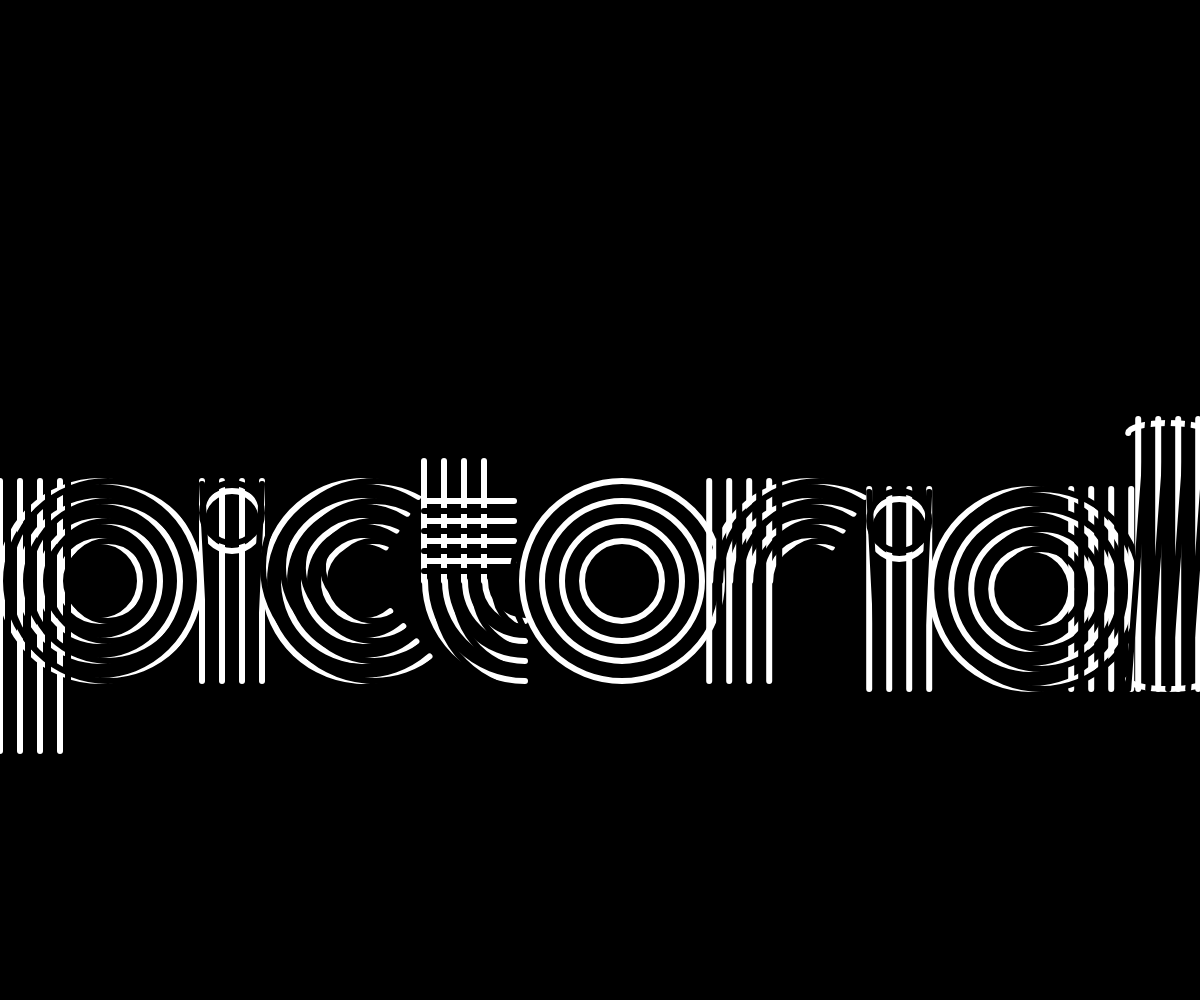
Frame 1 (no input)
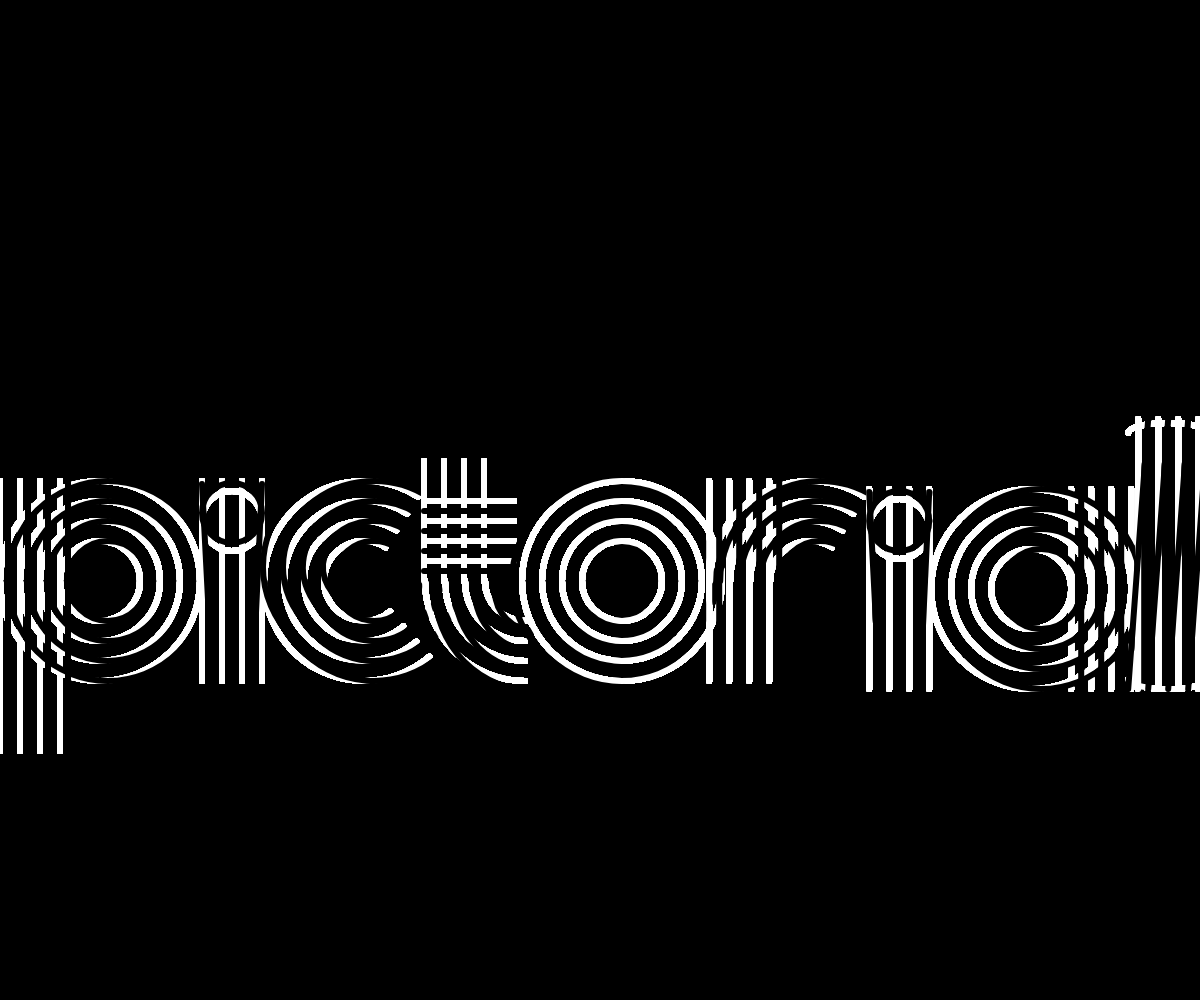
Frame 60 (no input)
Frame 120 (the mouse pressed at the canvas centre since frame 60): identical to frame 60, image omitted

The p5.js sketch that drew these frames (run headless with seeded random() and noise() and a simulated clock; from frame 60 on, the mouse is pressed at the canvas centre):

// p5.js sketch
// ── sketch.js
//for all options
var option = 1;

//option1
var x= 0;
var y = 0;

//option2
var xziggle = 0;
var yziggle = 0;
var danceFactor = 1;
var stepSize = 2;

//option3

////////////////////////////////////////////////////////

function setup() {
createCanvas(windowWidth, windowHeight);
background(0);
noFill();
}

function draw() {

if (keyIsPressed) {
option++;
if ( option > 3 ) option = 1;
}


    if(option == '1'){
                scale(windowWidth/600);    
                noFill();
                strokeWeight(3);
                drawP(x, windowHeight/5.25);
                drawI(x+66, windowHeight/5.25);
                drawC(x+132, windowHeight/5.25);
                drawT(x+177, windowHeight/5.25);
                drawO(x+256, windowHeight/5.25);
                drawR(x+319.6, windowHeight/5.25);
                drawI2(x+80, windowHeight/248);
                drawA(x+146, windowHeight/248);
                drawL(x+249.5, windowHeight/248); 
    } 
    else if (option == '2'){
                fill(0);
                noStroke();
                rect(0,0,windowWidth, windowHeight);
                
                scale(windowHeight/ 1000);
                noFill();
                strokeWeight(0.3+ mouseX/90);
        
                drawp(xziggle+30, yziggle+windowHeight/2.5,random(-stepSize,stepSize)*danceFactor, random(-stepSize,stepSize)*danceFactor);
    
                drawi(xziggle+100, yziggle,random(-stepSize,stepSize)*danceFactor, random(-stepSize,stepSize)*danceFactor);
    
                drawc(xziggle+90, yziggle,random(-stepSize,stepSize)*danceFactor, random(-stepSize,stepSize)*danceFactor);
    
                drawt(xziggle+180, yziggle, random(-stepSize,stepSize)*danceFactor, random(-stepSize,stepSize)*danceFactor);
   
                drawo(xziggle+290, yziggle,random(-stepSize,stepSize)*danceFactor, random(-stepSize,stepSize)*danceFactor);
    
                drawr(xziggle+ 390, yziggle, random(-stepSize,stepSize)*danceFactor, random(-stepSize,stepSize)*danceFactor);
    
                drawi2(xziggle+530, yziggle, random(-stepSize,stepSize)*danceFactor, random(-stepSize,stepSize)*danceFactor);
        
                drawa(xziggle+130, yziggle, random(-stepSize,stepSize)*danceFactor, random(-stepSize,stepSize)*danceFactor);
    
                drawl(xziggle+300, yziggle, random(-stepSize,stepSize)*danceFactor, random(-stepSize,stepSize)*danceFactor);
    }
    else if (option == '3'){
     fill(0);
     noStroke();
     rect(0,0,windowWidth, windowHeight);  
        
     noFill();
    for (var ymap= 0; ymap <= height/2-100; ymap +=20 ){
        for (var xmap= 0; xmap <= width/2; xmap +=60 ){
            textSize(1+ xmap/10)
            stroke( constrain(xmap/2, 0, 255) );
            noFill();
            stroke( -(mouseX-xmap/2-ymap) );
            strokeWeight( mouseX-ymap/2-ymap  );
            drawPmap(ymap/2+10,xmap/6);
            drawImap(ymap/2+210, xmap/6);
            drawCmap(ymap/2+410, xmap/6);
            drawTmap(ymap/2- 10,xmap/6+200);
            drawOmap(ymap/2+190,xmap/6+200);
            drawRmap(ymap/2-10,xmap/6+390);
            drawI2map(ymap/2+140, xmap/6+390);
            drawAmap(ymap/2+260, xmap/6+390);
            drawLmap(ymap/2+480, xmap/6+390);
        }
    }
        
    }
  }



//////////////////functions//////////////////////////

function drawP (x,y){ 
     stroke(255);
     push();
     translate(x, y);
        ellipse(50, 100+mouseY, 100, 100);
        ellipse(50, 100+mouseY, 80, 80);
        ellipse(50, 100+mouseY, 60, 60);
        ellipse(50, 100+mouseY, 40, 40);
        line(0, 50+mouseY, 0, 185+mouseY);
        line(10, 50+mouseY, 10, 185+mouseY);
        line(20, 50+mouseY, 20, 185+mouseY);
        line(30, 50+mouseY, 30, 185+mouseY);
    pop();
    
    stroke(0);
        push();
        translate(x,y);
        ellipse(54, 100-mouseY, 100, 100-mouseY);
        ellipse(54, 100-mouseY, 80, 80-mouseY);
        ellipse(54, 100-mouseY, 60, 60-mouseY);
        ellipse(54, 100-mouseY, 40, 40-mouseY);
        line(4, 50-mouseY, 4, 185-mouseY);
        line(14, 50-mouseY, 14, 185-mouseY);
        line(24, 50-mouseY, 24, 185-mouseY);
        line(34, 50-mouseY, 34, 185-mouseY);
        pop();
}

function drawI(x,y){
  stroke(255);
  push();
        translate(x,y);
        ellipse(50, 70-mouseY, 30, 30);
        line(35,50-mouseY, 35, 150-mouseY);
        line(45,50-mouseY, 45, 150-mouseY);
        line(55,50-mouseY, 55, 150-mouseY);
        line(65,50-mouseY, 65, 150-mouseY);
    pop();
      
  stroke(0);
  push();
    translate (x,y);
      ellipse(50, 66+mouseY, 30, 30);
      line(35 , 51.5+mouseY, 40, 148+mouseY);
       line(65 ,51.5+mouseY, 60.5, 148+mouseY);
  pop();
}

function drawC (x,y) {
    stroke(255);
    push();
        translate(x, y);
        arc(50, 100+mouseY, 100, 100, PI*3/11, PI*3/2+PI*2/11);
        arc(50, 100+mouseY, 80, 80, PI*3/11, PI*3/2+PI*2/11);
        arc(50, 100+mouseY, 60, 60, PI*3/11, PI*3/2+PI*2/11);
        arc(50, 100+mouseY, 40, 40, PI*3/11, PI*3/2+PI*2/11);
    pop();
    
    stroke(0);
    push();
        translate(x, y);
        arc(55, 100-mouseY, 100, 100, PI*3/11, PI*3/2+PI*2/11);
        arc(55, 100-mouseY, 80, 80, PI*3/11, PI*3/2+PI*2/11);
        arc(55, 100-mouseY, 60, 60, PI*3/11, PI*3/2+PI*2/11);
        arc(55, 100-mouseY, 40, 40, PI*3/11, PI*3/2+PI*2/11);
    pop();
   
    stroke(0);
    push();
        translate(x,y);
        arc(49.5, 93-mouseY, 100, 100, PI*1/11, ((PI*3/2)+(PI*4/11)));
        arc(49.5, 93-mouseY, 80, 80, PI*1/11, ((PI*3/2)+(PI*4/11)));
        arc(49.5, 93-mouseY, 60, 60, PI*1/11, ((PI*3/2)+(PI*4/11)));
        arc(49.5, 93-mouseY, 40, 40, PI*1/11, ((PI*3/2)+(PI*4/11)));
        arc(49.8, 93-mouseY, 20, 10, PI*1/11, ((PI*3/2)+(PI*4/11)));
    pop();   
}

function drawT (x,y) {
        stroke(255);
        push();
        translate(x,y);
            line(35, 40-mouseY, 35, 100-mouseY);
            line(45, 40-mouseY, 45, 100-mouseY);
            line(55, 40-mouseY, 55, 100-mouseY);
            line(65, 40-mouseY, 65, 100-mouseY);
            arc(85.5, 100-mouseY, 100, 100, PI/2, PI);
            arc(85.5, 100-mouseY, 80, 80, PI/2, PI);
            arc(85.5, 100-mouseY, 60, 60, PI/2, PI);
            arc(85.5, 100-mouseY, 40, 40, PI/2, PI);
            line(35, 60-mouseY, 80, 60-mouseY);
            line(35, 70-mouseY, 80, 70-mouseY);
            line(35, 80-mouseY, 80, 80-mouseY);
            line(35, 90-mouseY, 80, 90-mouseY);
        pop();
        
        stroke(0);
        push();
        translate(x,y);
            arc(90.5, 105+mouseY, 100, 100, PI/2, PI);
            arc(90.5, 105+mouseY, 80, 80, PI/2, PI);
            arc(90.5, 105+mouseY, 60, 60, PI/2, PI);
            arc(90.5, 105+mouseY, 40, 40, PI/2, PI);
            line(35, 65+mouseY, 80, 65+mouseY);
            line(35, 75+mouseY, 80, 75+mouseY);
            line(35, 85+mouseY, 80, 85+mouseY);
            line(35, 95+mouseY, 80, 95+mouseY);
        pop();       
}

function drawO (x,y) {
  stroke(0);
    push();
        translate (x, y);
        ellipse(50, 100-mouseY, 100, 100);
        ellipse(50, 100-mouseY, 80, 80);
        ellipse(50, 100-mouseY, 60, 60);
        ellipse(50, 100-mouseY, 40, 40);
    pop();
    
   stroke(255);
   push();
        translate (x, y);
        ellipse(55, 100+mouseY, 100, 100);
        ellipse(55, 100+mouseY, 80, 80);
        ellipse(55, 100+mouseY, 60, 60);
        ellipse(55, 100+mouseY, 40, 40);
    pop();
}

function drawR (x,y) {
        stroke(255);
        push();
        translate(x,y);
            line(35,50-mouseY, 35, 150-mouseY);
            line(45,50-mouseY, 45, 150-mouseY);
            line(55,50-mouseY, 55, 150-mouseY);
            line(65,50-mouseY, 65, 150-mouseY);
            arc(85.5, 100-mouseY, 100, 100, PI, PI*3/2+PI*2/11);
            arc(85.5, 100-mouseY, 80, 80, PI, PI*3/2+PI*2/11);
            arc(85.5, 100-mouseY, 60, 60, PI, PI*3/2+PI*2/11);
            arc(85.5, 100-mouseY, 40, 40, PI, PI*3/2+PI*2/11);
        pop();
       
         stroke(0); 
         translate(x,y);
         push();
            line(40,50+mouseY, 40, 150+mouseY);
            line(50,50+mouseY, 50, 150+mouseY);
            line(60,50+mouseY, 60, 150+mouseY);
            line(70,50+mouseY, 70, 150+mouseY);
            arc(90.5, 100+mouseY, 100, 100, PI, PI*3/2+PI*2/11);
            arc(90.5, 100+mouseY, 80, 80, PI, PI*3/2+PI*2/11);
            arc(90.5, 100+mouseY, 60, 60, PI, PI*3/2+PI*2/11);
            arc(90.5, 100+mouseY, 40, 40, PI, PI*3/2+PI*2/11);
        pop();
}

function drawI2(x,y){
  stroke(255);
  push();
        translate(x,y);
        ellipse(50, 70+mouseY, 30, 30);
        line(35,50+mouseY, 35, 150+mouseY);
        line(45,50+mouseY, 45, 150+mouseY);
        line(55,50+mouseY, 55, 150+mouseY);
        line(65,50+mouseY, 65, 150+mouseY);
    pop();    
  stroke(0);
  push();
    translate (x,y);
      ellipse(50, 66-mouseY, 30, 30);
      line(35 , 51.5-mouseY, 40, 148-mouseY);
       line(65 ,51.5-mouseY, 60.5, 148-mouseY);
  pop();
}

function drawA (x,y) {
    push();
    stroke(255);
        translate(x, y);
        ellipse(50, 100-mouseY, 100, 100);
        ellipse(50, 100-mouseY, 80, 80);
        ellipse(50, 100-mouseY, 60, 60);
        ellipse(50, 100-mouseY, 40, 40);
        line(70, 50-mouseY, 70, 150-mouseY);
        line(80, 50-mouseY, 80, 150-mouseY);
        line(90, 50-mouseY, 90, 150-mouseY);
        line(100, 50-mouseY, 100, 150-mouseY);

    stroke(0);
        ellipse(55, 100+mouseY, 100, 100);
        ellipse(55, 100+mouseY, 80, 80);
        ellipse(55, 100+mouseY, 60, 60);
        ellipse(55, 100+mouseY, 40, 40);
        line(75, 50+mouseY, 75, 150+mouseY);
        line(85, 50+mouseY, 85, 150+mouseY);
        line(95, 50+mouseY, 95, 150+mouseY);
        line(105, 50+mouseY, 105, 150+mouseY);
    pop(); 
}

function drawL (x,y) {
  stroke(255);
  push();
        translate(x,y);
        arc(15, 22+mouseY, 40, 10, PI, 2*PI);
        line(0, 150+mouseY, 0, 15+mouseY);
        line(10, 150+mouseY, 10, 15+mouseY);
        line(20, 150+mouseY, 20, 15+mouseY);
        line(30, 150+mouseY, 30, 15+mouseY); 
        arc(15, 145+mouseY, 40, 10, 0, PI);
  pop();  
  
  stroke(0);
  push();
  translate(x,y);
        line(-5, 150-mouseY, 5, 15-mouseY);
        line(5, 150-mouseY, 15, 15-mouseY);
        line(15, 150-mouseY, 25, 15-mouseY);
        line(25, 150-mouseY, 35, 15-mouseY);
  pop();
}

//////////////////option2///////////////////////////


function drawp(xziggle,yziggle,zx,zy){
    danceFactor = map(mouseX/2, 0,width, 1,3);
    translate(xziggle,yziggle);
    push();
    beginShape();
stroke(255);
        vertex(5+0+zx, 50+zy);
        vertex(5+0, 55);
        vertex(5+0+zx, 60+zy/2);
        vertex(5+0, 65);
        vertex(5+0+zx, 70+zy/4);
        vertex(5+0, 75+zy);
        vertex(5+0+zx, 80+zy);
        vertex(5+0+zx, 85+zy);
        vertex(5+0+zx,90+zy);
        vertex(5+0+zx/9,95+zy);
        vertex(5+0+zx,100+zy);
        vertex(5+0+zx,105+zy);
        vertex(5+0+zx/10,110+zy);
        vertex(5+0+zx,115+zy);
        vertex(5+0+zx,120+zy/3);
        vertex(5+0+zx,125+zy);
        vertex(5+0+zx,130+zy);
        vertex(5+0+zx/3,135+zy);
        vertex(5+0+zx/3,140+zy);
        vertex(5+0+zx/3,145+zy);
        vertex(5+0+zx,150+zy/4);
        vertex(5+0+zx,155+zy/5);
        vertex(5+0+zx,160+zy*2.5);
        vertex(5+0+zx,160+zy);
        vertex(5+0+zx,165+zy);
        vertex(5+0+zx,170+zy);
        vertex(5+0+zx,175+zy/3);
        vertex(5+0+zx/2,180+zy/2);
        vertex(5+0,185);
    endShape();
    beginShape();
        vertex(5+10+zx/2,50+zy);
        vertex(5+10, 55+zy);
        vertex(5+10+zx, 60+zy/3);
        vertex(5+10, 65+zy);
        vertex(5+10+zx, 70+zy);
        vertex(5+10, 75+zy);
        vertex(5+10+zx, 80+zy);
        vertex(5+10, 85);
        vertex(5+10+zx,90+zy);
        vertex(5+10,95+zy/4);
        vertex(5+10+zx,100+zy);
        vertex(5+10+zx,105+zy);
        vertex(5+10,110);
        vertex(5+10+zx,115+zy*2);
        vertex(5+10+zx,120+zy);
        vertex(5+10+zx/3,125+zy);
        vertex(5+10+zx,130+zy);
        vertex(5+10+zx,135+zy);
        vertex(5+10+zx,140+zy);
        vertex(5+10+zx,145+zy);
        vertex(5+10+zx,150+zy);
        vertex(5+10+zx,155+zy);
        vertex(5+10+zx,160+zy);
        vertex(5+10+zx,160+zy/5);
        vertex(5+10+zx,165+zy);
        vertex(5+10+zx,170+zy);
        vertex(5+10+zx,175+zy);
        vertex(5+10+zx,180+zy);
        vertex(5+10+zx,185);
    endShape();
    beginShape();
        vertex(5+20+zx/4,50+zy*1.5);
        vertex(5+20+zx, 55+zy);
        vertex(5+20+zx, 60+zy/3);
        vertex(5+20+zx, 65+zy);
        vertex(5+20+zx, 70+zy);
        vertex(5+20+zx, 75+zy);
        vertex(5+20+zx, 80+zy);
        vertex(5+20+zx, 85+zy);
        vertex(5+20+zx,90+zy);
        vertex(5+20+zx,95+zy/2);
        vertex(5+20+zx,100+zy);
        vertex(5+20+zx,105+zy);
        vertex(5+20+zx*1.5,110+zy);
        vertex(5+20+zx,115+zy*2);
        vertex(5+20+zx,120+zy);
        vertex(5+20+zx/3,125+zy);
        vertex(5+20+zx*1.5,130+zy);
        vertex(5+20+zx,135+zy);
        vertex(5+20+zx,140+zy);
        vertex(5+20,145);
        vertex(5+20+zx,150+zy);
        vertex(5+20+zx/3,155+zy);
        vertex(5+20,160);
        vertex(5+20+zx,160+zy/2);
        vertex(5+20+zx,165+zy);
        vertex(5+20,170);
        vertex(5+20+zx,175+zy);
        vertex(5+20+zx,180+zy);
        vertex(5+20+zx/2,185);
    endShape();
    beginShape();
        vertex(5+30+zx/4,50+zy*1.5);
        vertex(5+30+zx, 55+zy);
        vertex(5+30+zx, 60+zy/3);
        vertex(5+30+zx, 65+zy);
        vertex(5+30+zx, 70+zy);
        vertex(5+30+zx, 75+zy);
        vertex(5+30+zx, 80+zy);
        vertex(5+30+zx, 85+zy);
        vertex(5+30+zx,90+zy);
        vertex(5+30+zx,95+zy/2);
        vertex(5+30+zx,100+zy);
        vertex(5+30+zx,105+zy);
        vertex(5+30+zx*1.5,110+zy);
        vertex(5+30+zx,115+zy*2);
        vertex(5+30+zx,120+zy);
        vertex(5+30+zx/3,125+zy);
        vertex(5+30+zx*1.5,130+zy);
        vertex(5+30+zx,135+zy);
        vertex(5+30+zx,140+zy);
        vertex(5+30,145);
        vertex(5+30+zx,150+zy);
        vertex(5+30+zx/3,155+zy);
        vertex(5+30,160);
        vertex(5+30+zx,160+zy/2);
        vertex(5+30+zx,165+zy);
        vertex(5+30,170);
        vertex(5+30+zx,175+zy);
        vertex(5+30+zx,180+zy);
        vertex(5+30+zx/2,185);
    endShape();
    beginShape();
        vertex(5+50+zx, 50+zy);
        vertex(5+60, 51);
        vertex(5+70+zx, 54+zy);
        vertex(5+80, 60);
        vertex(5+90+zx, 70.5+zy);
        vertex(5+96.9, 85);
        vertex(5+100+zx, 96+zy);
        vertex(5+100.5, 100);
        vertex(5+99.9, 105);
        vertex(5+99.2, 109);
        vertex(5+95+zx, 120+zy/3);
        vertex(5+90, 129);
        vertex(5+85+zx, 136+zy);
        vertex(5+82+zx, 137.8+zy);
        vertex(5+73+zx, 144.8+zy);
        vertex(5+63, 149);
        vertex(5+50, 150);
        vertex(5+42, 149.5);
        vertex(5+39.5+zx/2, 149+zy);
        vertex(5+32.2+zx/2, 146+zy);
        vertex(5+20.2, 140);
        vertex(5+17.2+zx, 137+zy);
        vertex(5+14.2+zx, 134+zy/2);
        vertex(5+10.2, 132);
        vertex(5+5+zx/2, 124+zy/2);
        vertex(5+0, 110);
        vertex(5+1+zx, 90+zy);
        vertex(5+5, 80);
        vertex(5+10+zx, 70+zy);
        vertex(5+15, 65);
        vertex(5+20+zx, 59+zy);
        vertex(5+28, 55);
        vertex(5+34+zx, 53+zy);
        vertex(5+40, 50.5);
        vertex(5+50+zx, 50+zy);
    endShape();
        beginShape();
            vertex(5+50, 60);
            vertex(5+60+zx, 61+zy);
            vertex(5+70, 64.5);
            vertex(5+80+zx, 74+zy);
            vertex(5+89, 89.5);
            vertex(5+90.5+zx, 105+zy);
            vertex(5+85, 118);
            vertex(5+80+zx, 124.6+zy);
            vertex(5+76, 129);
            vertex(5+70+zx, 133+zy);
            vertex(5+65, 137);
            vertex(5+60+zx, 139.5+zy);
            vertex(5+50, 140);
            vertex(5+45+zx, 139.5+zy);
            vertex(5+40, 138);
            vertex(5+35+zx, 136+zy);
            vertex(5+30, 133);
            vertex(5+26+zx, 131.3+zy);
            vertex(5+22, 129);
            vertex(5+20+zx, 124+zy);
            vertex(5+16.4, 119);
            vertex(5+13.5+zx, 114+zy);
            vertex(5+10, 109);
            vertex(5+9+zx, 92+zy);
            vertex(5+12, 82.4);
            vertex(5+15+zx, 77.6+zy);
            vertex(5+20, 73);
            vertex(5+24+zx, 69+zy);
            vertex(5+30, 64);
            vertex(5+34+zx, 63+zy);
            vertex(5+40, 60.9);
            vertex(5+50, 60);
        endShape();
        beginShape();  
            vertex(5+50, 70);
            vertex(5+60+zx, 72+zy);
            vertex(5+70, 78);
            vertex(5+78+zx, 90+zy);
            vertex(5+80, 95);
            vertex(5+78+zx, 107.5+zy); 
            vertex(5+73.6+zx, 117);
            vertex(5+69.9, 121);
            vertex(5+64+zx, 126+zy);   
            vertex(5+60, 128);
            vertex(5+55+zx, 129.4+zy);
            vertex(5+49, 129.2);
            vertex(5+45+zx, 128.5+zy);
            vertex(5+39, 126.6);
            vertex(5+32+zx, 124+zy);
            vertex(5+28, 120);
            vertex(5+26+zx, 117+zy);
            vertex(5+22, 112.5);
            vertex(5+19.6+zx, 107.6+zy);
            vertex(5+18.7, 99.8);
            vertex(5+22+zx, 90+zy);
            vertex(5+24, 85);
            vertex(5+29+zx, 79+zy);
            vertex(5+32, 74);
            vertex(5+39+zx, 72+zy);
            vertex(5+50, 70);
        endShape();
        beginShape();  
           vertex(5+50, 80);    
           vertex(5+58+zx, 82+zy);
           vertex(5+61, 84); 
           vertex(5+66.6+zx, 90+zy);
           vertex(5+70, 100); 
           vertex(5+66.6+zx, 110+zy);
           vertex(5+60, 116.6);
           vertex(5+50+zx, 120+zy);
           vertex(5+40, 116.6); 
           vertex(5+33+zx, 110+zy);
           vertex(5+29.8, 102);
           vertex(5+33+zx, 91+zy);
           vertex(5+38,85);
           vertex(5+42+zx, 81.4+zy);
           vertex(5+50, 80);
        endShape();
stroke(0);
         beginShape();
        vertex(0+zx, 50+zy);
        vertex(0, 55);
        vertex(0+zx, 60+zy/2);
        vertex(0, 65);
        vertex(0+zx, 70+zy/4);
        vertex(0, 75+zy);
        vertex(0+zx, 80+zy);
        vertex(0+zx, 85+zy);
        vertex(0+zx,90+zy);
        vertex(0+zx/9,95+zy);
        vertex(0+zx,100+zy);
        vertex(0+zx,105+zy);
        vertex(0+zx/10,110+zy);
        vertex(0+zx,115+zy);
        vertex(0+zx,120+zy/3);
        vertex(0+zx,125+zy);
        vertex(0+zx,130+zy);
        vertex(0+zx/3,135+zy);
        vertex(0+zx/3,140+zy);
        vertex(0+zx/3,145+zy);
        vertex(0+zx,150+zy/4);
        vertex(0+zx,155+zy/5);
        vertex(0+zx,160+zy*2.5);
        vertex(0+zx,160+zy);
        vertex(0+zx,165+zy);
        vertex(0+zx,170+zy);
        vertex(0+zx,175+zy/3);
        vertex(0+zx/2,180+zy/2);
        vertex(0,185);
    endShape();
    beginShape();
        vertex(10+zx/2,50+zy);
        vertex(10, 55+zy);
        vertex(10+zx, 60+zy/3);
        vertex(10, 65+zy);
        vertex(10+zx, 70+zy);
        vertex(10, 75+zy);
        vertex(10+zx, 80+zy);
        vertex(10, 85);
        vertex(10+zx,90+zy);
        vertex(10,95+zy/4);
        vertex(10+zx,100+zy);
        vertex(10+zx,105+zy);
        vertex(10,110);
        vertex(10+zx,115+zy*2);
        vertex(10+zx,120+zy);
        vertex(10+zx/3,125+zy);
        vertex(10+zx,130+zy);
        vertex(10+zx,135+zy);
        vertex(10+zx,140+zy);
        vertex(10+zx,145+zy);
        vertex(10+zx,150+zy);
        vertex(10+zx,155+zy);
        vertex(10+zx,160+zy);
        vertex(10+zx,160+zy/5);
        vertex(10+zx,165+zy);
        vertex(10+zx,170+zy);
        vertex(10+zx,175+zy);
        vertex(10+zx,180+zy);
        vertex(10+zx,185);
    endShape();
    beginShape();
        vertex(20+zx/4,50+zy*1.5);
        vertex(20+zx, 55+zy);
        vertex(20+zx, 60+zy/3);
        vertex(20+zx, 65+zy);
        vertex(20+zx, 70+zy);
        vertex(20+zx, 75+zy);
        vertex(20+zx, 80+zy);
        vertex(20+zx, 85+zy);
        vertex(20+zx,90+zy);
        vertex(20+zx,95+zy/2);
        vertex(20+zx,100+zy);
        vertex(20+zx,105+zy);
        vertex(20+zx*1.5,110+zy);
        vertex(20+zx,115+zy*2);
        vertex(20+zx,120+zy);
        vertex(20+zx/3,125+zy);
        vertex(20+zx*1.5,130+zy);
        vertex(20+zx,135+zy);
        vertex(20+zx,140+zy);
        vertex(20,145);
        vertex(20+zx,150+zy);
        vertex(20+zx/3,155+zy);
        vertex(20,160);
        vertex(20+zx,160+zy/2);
        vertex(20+zx,165+zy);
        vertex(20,170);
        vertex(20+zx,175+zy);
        vertex(20+zx,180+zy);
        vertex(20+zx/2,185);
    endShape();
    beginShape();
        vertex(30+zx/4,50+zy*1.5);
        vertex(30+zx, 55+zy);
        vertex(30+zx, 60+zy/3);
        vertex(30+zx, 65+zy);
        vertex(30+zx, 70+zy);
        vertex(30+zx, 75+zy);
        vertex(30+zx, 80+zy);
        vertex(30+zx, 85+zy);
        vertex(30+zx,90+zy);
        vertex(30+zx,95+zy/2);
        vertex(30+zx,100+zy);
        vertex(30+zx,105+zy);
        vertex(30+zx*1.5,110+zy);
        vertex(30+zx,115+zy*2);
        vertex(30+zx,120+zy);
        vertex(30+zx/3,125+zy);
        vertex(30+zx*1.5,130+zy);
        vertex(30+zx,135+zy);
        vertex(30+zx,140+zy);
        vertex(30,145);
        vertex(30+zx,150+zy);
        vertex(30+zx/3,155+zy);
        vertex(30,160);
        vertex(30+zx,160+zy/2);
        vertex(30+zx,165+zy);
        vertex(30,170);
        vertex(30+zx,175+zy);
        vertex(30+zx,180+zy);
        vertex(30+zx/2,185);
    endShape();
    
    beginShape();
        vertex(50+zx, 50+zy);
        vertex(60, 51);
        vertex(70+zx, 54+zy);
        vertex(80, 60);
        vertex(90+zx, 70.5+zy);
        vertex(96.9, 85);
        vertex(100+zx, 96+zy);
        vertex(100.5, 100);
        vertex(99.9, 105);
        vertex(99.2, 109);
        vertex(95+zx, 120+zy/3);
        vertex(90, 129);
        vertex(85+zx, 136+zy);
        vertex(82+zx, 137.8+zy);
        vertex(73+zx, 144.8+zy);
        vertex(63, 149);
        vertex(50, 150);
        vertex(42, 149.5);
        vertex(39.5+zx/2, 149+zy);
        vertex(32.2+zx/2, 146+zy);
        vertex(20.2, 140);
        vertex(17.2+zx, 137+zy);
        vertex(14.2+zx, 134+zy/2);
        vertex(10.2, 132);
        vertex(5+zx/2, 124+zy/2);
        vertex(0, 110);
        vertex(1+zx, 90+zy);
        vertex(5, 80);
        vertex(10+zx, 70+zy);
        vertex(15, 65);
        vertex(20+zx, 59+zy);
        vertex(28, 55);
        vertex(34+zx, 53+zy);
        vertex(40, 50.5);
        vertex(50+zx, 50+zy);
    endShape();
    
        beginShape();
            vertex(50, 60);
            vertex(60+zx, 61+zy);
            vertex(70, 64.5);
            vertex(80+zx, 74+zy);
            vertex(89, 89.5);
            vertex(90.5+zx, 105+zy);
            vertex(85, 118);
            vertex(80+zx, 124.6+zy);
            vertex(76, 129);
            vertex(70+zx, 133+zy);
            vertex(65, 137);
            vertex(60+zx, 139.5+zy);
            vertex(50, 140);
            vertex(45+zx, 139.5+zy);
            vertex(40, 138);
            vertex(35+zx, 136+zy);
            vertex(30, 133);
            vertex(26+zx, 131.3+zy);
            vertex(22, 129);
            vertex(20+zx, 124+zy);
            vertex(16.4, 119);
            vertex(13.5+zx, 114+zy);
            vertex(10, 109);
            vertex(9+zx, 92+zy);
            vertex(12, 82.4);
            vertex(15+zx, 77.6+zy);
            vertex(20, 73);
            vertex(24+zx, 69+zy);
            vertex(30, 64);
            vertex(34+zx, 63+zy);
            vertex(40, 60.9);
            vertex(50, 60);
        endShape();
    
        beginShape();  
            vertex(50, 70);
            vertex(60+zx, 72+zy);
            vertex(70, 78);
            vertex(78+zx, 90+zy);
            vertex(80, 95);
            vertex(78+zx, 107.5+zy); 
            vertex(73.6+zx, 117);
            vertex(69.9, 121);
            vertex(64+zx, 126+zy);   
            vertex(60, 128);
            vertex(55+zx, 129.4+zy);
            vertex(49, 129.2);
            vertex(45+zx, 128.5+zy);
            vertex(39, 126.6);
            vertex(32+zx, 124+zy);
            vertex(28, 120);
            vertex(26+zx, 117+zy);
            vertex(22, 112.5);
            vertex(19.6+zx, 107.6+zy);
            vertex(18.7, 99.8);
            vertex(22+zx, 90+zy);
            vertex(24, 85);
            vertex(29+zx, 79+zy);
            vertex(32, 74);
            vertex(39+zx, 72+zy);
            vertex(50, 70);
        endShape();
        beginShape();  
           vertex(50, 80);    
           vertex(58+zx, 82+zy);
           vertex(61, 84); 
           vertex(66.6+zx, 90+zy);
           vertex(70, 100); 
           vertex(66.6+zx, 110+zy);
           vertex(60, 116.6);
           vertex(50+zx, 120+zy);
           vertex(40, 116.6); 
           vertex(33+zx, 110+zy);
           vertex(29.8, 102);
           vertex(33+zx, 91+zy);
           vertex(38,85);
           vertex(42+zx, 81.4+zy);
           vertex(50, 80);
        endShape();
    pop();
    }

function drawi(xziggle,yziggle,zx,zy){
  stroke(255);
  push();
        translate(xziggle,yziggle);

        beginShape();
        vertex(35, 50);
        vertex(35+zx, 55+zy);
        vertex(35, 60);
        vertex(35+zx, 65+zy);
        vertex(35, 70);
        vertex(35+zx, 75+zy);
        vertex(35+zx, 80+zy);
        vertex(35+zx, 85+zy);
        vertex(35, 90);
        vertex(35+zx, 95+zy);
        vertex(35, 100);
        vertex(35+zx, 105+zy);
        vertex(35, 110);
        vertex(35+zx, 115+zy);
        vertex(35, 120);
        vertex(35+zx, 125+zy);
        vertex(35+zx, 130+zy);
        vertex(35+zx, 135+zy);
        vertex(35, 135);
        vertex(35+zx, 140+zy);
        vertex(35, 145);
        vertex(35+zx, 150+zy);
        endShape();
    
    beginShape();
        vertex(45+zx, 50+zy);
        vertex(45, 55);
        vertex(45+zx, 60+zy);
        vertex(45+zx, 65+zy);
        vertex(45+zx, 70+zy);
        vertex(45, 75+zy);
        vertex(45+zx, 80);
        vertex(45, 80);
        vertex(45, 85+zy);
        vertex(45+zx, 90);
        vertex(45, 95+zy);
        vertex(45+zx, 100);
        vertex(45, 105+zy);
        vertex(45, 110);
        vertex(45+zx, 115+zy);
        vertex(45, 120);
        vertex(45+zx, 125+zy);
        vertex(45, 130);
        vertex(45, 135);
        vertex(45+zx, 140+zy);
        vertex(45+zx, 145+zy);
        vertex(45+zx, 150+zy);
    endShape();
    
    beginShape();
        vertex(55+zx, 50+zy);
        vertex(55, 55);
        vertex(55+zx, 60+zy);
        vertex(55, 65);
        vertex(55+zx, 70+zy);
        vertex(55, 75);
        vertex(55+zx, 80+zy);
        vertex(55, 85);
        vertex(55+zx, 90+zy);
        vertex(55, 95);
        vertex(55+zx, 100+zy);
        vertex(55, 105);
        vertex(55+zx, 110+zy);
        vertex(55, 115);
        vertex(55+zx, 120+zy);
        vertex(55, 125);
        vertex(55+zx, 130+zy);
        vertex(55, 135);
        vertex(55+zx, 140+zy);
        vertex(55, 145);
        vertex(55+zx, 150+zy);
    endShape();
    
    beginShape();
    vertex(65+zx, 50+zy);
    vertex(65, 55);
    vertex(65+zx, 60+zy);
    vertex(65, 65);
    vertex(65+zx, 70+zy);
    vertex(65+zx, 75+zy);
    vertex(65, 80);
    vertex(65+zx, 85+zy);
    vertex(65, 90);
    vertex(65, 95);
    vertex(65+zx, 100+zy);
    vertex(65+zx, 105+zy);
    vertex(65, 110);
    vertex(65+zx, 115+zy);
    vertex(65, 120);
    vertex(65+zx, 125+zy);
    vertex(65, 130);
    vertex(65+zx, 135+zy);
    vertex(65, 140);
    vertex(65+zx, 145+zy);
    vertex(65+zx, 150+zy);
    endShape();
    
    beginShape();
    vertex(35+zx, 70+zy);
    vertex(37, 63);
    vertex(40+zx, 58.5+zy);
    vertex(43, 57);
    vertex(46+zx, 55.5+zy);
    vertex(49, 54.5+zy);
    vertex(56+zx, 55.5);
    vertex(60, 58.5+zy);
    vertex(63.5, 64);
    vertex(64.5+zx, 66+zy);
    vertex(64, 71);
    vertex(63, 76);
    vertex(59+zx, 80+zy);
    vertex(55, 83.5);
    vertex(51+zx, 83.7+zy);
    vertex(46, 82.7);
    vertex(43+zx, 80.7+zy);
    vertex(40, 78.7);
    vertex(37+zx, 75+zy);
    vertex(35+zx, 70+zy);
    endShape();
    
stroke(0);
    beginShape();
        vertex(35-5, 50);
        vertex(35-4.5+zx, 55+zy);
        vertex(35-4, 60);
        vertex(35-3.5+zx, 65+zy);
        vertex(35-3, 70);
        vertex(35-2.5+zx, 75+zy);
        vertex(35-2+zx, 80+zy);
        vertex(35-1.8+zx, 85+zy);
        vertex(35-1.4, 90);
        vertex(35-0.9+zx, 95+zy);
        vertex(35-0.5, 100);
        vertex(0.5+35+zx, 105+zy);
        vertex(1+35, 110);
        vertex(1.5+35+zx, 115+zy);
        vertex(2+35, 120);
        vertex(3+35+zx, 125+zy);
        vertex(3.3+35+zx, 130+zy);
        vertex(3.8+35+zx, 135+zy);
        vertex(4+35, 135);
        vertex(4.2+35+zx, 140+zy);
        vertex(4.5+35, 145);
        vertex(5+35+zx, 150+zy);
        endShape();
    
    beginShape();
        vertex(5+45+zx, 50+zy);
        vertex(5+45, 55);
        vertex(5+45+zx, 60+zy);
        vertex(5+45+zx, 65+zy);
        vertex(5+45+zx, 70+zy);
        vertex(5+45, 75+zy);
        vertex(5+45+zx, 80);
        vertex(5+45, 80);
        vertex(5+45, 85+zy);
        vertex(5+45+zx, 90);
        vertex(5+45, 95+zy);
        vertex(5+45+zx, 100);
        vertex(5+45, 105+zy);
        vertex(5+45, 110);
        vertex(5+45+zx, 115+zy);
        vertex(5+45, 120);
        vertex(5+45+zx, 125+zy);
        vertex(5+45, 130);
        vertex(5+45, 135);
        vertex(5+45+zx, 140+zy);
        vertex(5+45+zx, 145+zy);
        vertex(5+45+zx, 150+zy);
    endShape();
    
    beginShape();
        vertex(5+55+zx, 50+zy);
        vertex(5+55, 55);
        vertex(5+55+zx, 60+zy);
        vertex(5+55, 65);
        vertex(5+55+zx, 70+zy);
        vertex(5+55, 75);
        vertex(5+55+zx, 80+zy);
        vertex(5+55, 85);
        vertex(5+55+zx, 90+zy);
        vertex(5+55, 95);
        vertex(5+55+zx, 100+zy);
        vertex(5+55, 105);
        vertex(5+55+zx, 110+zy);
        vertex(5+55, 115);
        vertex(5+55+zx, 120+zy);
        vertex(5+55, 125);
        vertex(5+55+zx, 130+zy);
        vertex(5+55, 135);
        vertex(5+55+zx, 140+zy);
        vertex(5+55, 145);
        vertex(5+55+zx, 150+zy);
    endShape();
    
    beginShape();
    vertex(5+65+zx, 50+zy);
    vertex(4.5+65+(zx*3), 55);
    vertex(4+65+zx, 60+zy);
    vertex(3.5+65, 65);
    vertex(3+65+(zx*3), 70+zy);
    vertex(2.5+65+zx, 75+zy);
    vertex(2+65+(zx*3), 80);
    vertex(1.5+65+(zx*3), 85+zy);
    vertex(1+65+(zx/2), 90);
    vertex(0.5+65+(zx/2), 95);
    vertex(65+(zx/2)-0.5, 100+zy);
    vertex(65+(zx/2)-1, 105+zy);
    vertex(65+(zx/2)-1.5, 110);
    vertex(65+(zx*3)-2, 115+zy);
    vertex(65+(zx/2)-3, 120);
    vertex(65+(zx/2)-3.5, 125+zy);
    vertex(65+(zx/2)-4, 130);
    vertex(65+(zx/2)-4.5, 135+zy);
    vertex(65+(zx/2)-5, 140);
    vertex(65+(zx/2)-5.5, 145+zy);
    vertex(65+(zx/2)-6, 150+zy);
    endShape();
    
    beginShape();
    vertex(35+zx, 5+70+zy);
    vertex(37, 5+63);
    vertex(40+zx, 5+58.5+zy);
    vertex(43, 5+57);
    vertex(46+zx, 5+55.5+zy);
    vertex(49, 5+54.5+zy);
    vertex(56+zx, 5+55.5);
    vertex(60, 5+58.5+zy);
    vertex(63.5, 5+64);
    vertex(64.5+zx, 5+66+zy);
    vertex(64, 5+71);
    vertex(63, 5+76);
    vertex(59+zx, 5+80+zy);
    vertex(55, 5+83.5);
    vertex(51+zx, 5+83.7+zy);
    vertex(46, 5+82.7);
    vertex(43+zx, 5+80.7+zy);
    vertex(40, 5+78.7);
    vertex(37+zx, 5+75+zy);
    vertex(35+zx, 5+70+zy);
    endShape();
    pop();
      
  push();
    translate (xziggle,yziggle);
}

function drawi2(xziggle,yziggle,zx,zy){
  stroke(255);
  push();
        translate(xziggle,yziggle);

        beginShape();
        vertex(35, 50);
        vertex(35, 55+zy/2);
        vertex(35, 60);
        vertex(35+zx, 65+zy/2);
        vertex(35, 70);
        vertex(35+zx/2, 75+zy);
        vertex(35+zx/2, 80+zy);
        vertex(35+zx, 85+zy);
        vertex(35, 90);
        vertex(35+zx, 95+zy);
        vertex(35, 100);
        vertex(35+zx, 105+zy);
        vertex(35, 110);
        vertex(35, 115+zy);
        vertex(35, 120);
        vertex(35, 125+zy);
        vertex(35+zx, 130+zy);
        vertex(35+zx, 135+zy);
        vertex(35, 135);
        vertex(35+zx, 140+zy);
        vertex(35, 145);
        vertex(35+zx, 150);
        endShape();
    
    beginShape();
        vertex(45, 50);
        vertex(45, 55);
        vertex(45+zx, 60+zy);
        vertex(45+zx, 65+zy);
        vertex(45+zx, 70+zy);
        vertex(45, 75+zy);
        vertex(45+zx, 80);
        vertex(45, 80);
        vertex(45, 85+zy);
        vertex(45+zx, 90);
        vertex(45, 95+zy);
        vertex(45+zx, 100);
        vertex(45, 105+zy);
        vertex(45, 110);
        vertex(45+zx, 115+zy);
        vertex(45, 120);
        vertex(45+zx, 125+zy);
        vertex(45, 130);
        vertex(45, 135);
        vertex(45+zx, 140+zy);
        vertex(45+zx, 145+zy);
        vertex(45+zx, 150+zy);
    endShape();
    
    beginShape();
        vertex(55, 50+zy);
        vertex(55, 55);
        vertex(55+zx/2, 60+zy);
        vertex(55, 65);
        vertex(55+zx, 70+zy/2);
        vertex(55, 75);
        vertex(55, 80+zy);
        vertex(55, 85);
        vertex(55+zx, 90+zy);
        vertex(55, 95);
        vertex(55+zx, 100+zy);
        vertex(55, 105);
        vertex(55+zx/3, 110+zy);
        vertex(55, 115);
        vertex(55, 120+zy);
        vertex(55, 125);
        vertex(55+zx, 130+zy);
        vertex(55, 135);
        vertex(55+zx, 140+zy/3);
        vertex(55, 145);
        vertex(55+zx, 150+zy);
    endShape();
    
    beginShape();
    vertex(65, 50+zy/2);
    vertex(65, 55);
    vertex(65+zx, 60+zy);
    vertex(65, 65);
    vertex(65+zx, 70+zy);
    vertex(65+zx, 75+zy);
    vertex(65, 80);
    vertex(65+zx, 85+zy);
    vertex(65, 90);
    vertex(65, 95);
    vertex(65+zx, 100+zy);
    vertex(65+zx, 105+zy);
    vertex(65, 110);
    vertex(65+zx, 115+zy);
    vertex(65, 120);
    vertex(65+zx, 125+zy);
    vertex(65, 130);
    vertex(65+zx, 135+zy);
    vertex(65, 140);
    vertex(65, 145);
    vertex(65, 150+zy);
    endShape();
    
    beginShape();
    vertex(35+zx, 70+zy);
    vertex(37, 63);
    vertex(40, 58.5+zy);
    vertex(43, 57);
    vertex(46+zx, 55.5+zy);
    vertex(49, 54.5+zy);
    vertex(56+zx, 55.5);
    vertex(60, 58.5+zy);
    vertex(63.5, 64);
    vertex(64.5+zx, 66);
    vertex(64, 71);
    vertex(63, 76);
    vertex(59+zx, 80+zy/2);
    vertex(55, 83.5);
    vertex(51+zx, 83.7+zy);
    vertex(46, 82.7);
    vertex(43+zx, 80.7+zy);
    vertex(40, 78.7);
    vertex(37+zx/3, 75+zy/2);
    vertex(35, 70+zy);
    endShape();
    
stroke(0);
    beginShape();
        vertex(35-5, 50);
        vertex(35-4.5, 55+zy);
        vertex(35-4, 60);
        vertex(35-3.5+zx, 65+zy);
        vertex(35-3, 70);
        vertex(35-2.5+zx, 75);
        vertex(35-2, 80+zy);
        vertex(35-1.8+zx, 85+zy);
        vertex(35-1.4, 90);
        vertex(35-0.9+zx/2, 95);
        vertex(35-0.5, 100);
        vertex(0.5+35+zx/2, 105+zy);
        vertex(1+35, 110);
        vertex(1.5+35, 115+zy);
        vertex(2+35, 120);
        vertex(3+35+zx, 125+zy/2);
        vertex(3.3+35+zx, 130+zy);
        vertex(3.8+35+zx, 135+zy);
        vertex(4+35, 135);
        vertex(4.2+35+zx, 140+zy);
        vertex(4.5+35, 145);
        vertex(5+35+zx, 150+zy);
        endShape();
    
    beginShape();
        vertex(5+45+zx, 50+zy);
        vertex(5+45, 55);
        vertex(5+45+zx, 60+zy);
        vertex(5+45+zx, 65+zy);
        vertex(5+45+zx, 70+zy);
        vertex(5+45, 75+zy);
        vertex(5+45+zx, 80);
        vertex(5+45, 80);
        vertex(5+45, 85+zy);
        vertex(5+45+zx, 90);
        vertex(5+45, 95+zy);
        vertex(5+45+zx, 100);
        vertex(5+45, 105+zy);
        vertex(5+45, 110);
        vertex(5+45+zx, 115+zy);
        vertex(5+45, 120);
        vertex(5+45+zx, 125+zy);
        vertex(5+45, 130);
        vertex(5+45, 135);
        vertex(5+45+zx, 140+zy);
        vertex(5+45+zx, 145+zy);
        vertex(5+45+zx, 150+zy);
    endShape();
    
    beginShape();
        vertex(5+55, 50+zy);
        vertex(5+55, 55);
        vertex(5+55+zx, 60+zy);
        vertex(5+55, 65);
        vertex(5+55+zx/2, 70+zy);
        vertex(5+55, 75);
        vertex(5+55+zx, 80+zy);
        vertex(5+55, 85);
        vertex(5+55+zx/2, 90+zy);
        vertex(5+55, 95);
        vertex(5+55+zx, 100+zy/2);
        vertex(5+55, 105);
        vertex(5+55+zx, 110+zy);
        vertex(5+55, 115);
        vertex(5+55+zx/2, 120+zy/2);
        vertex(5+55, 125);
        vertex(5+55, 130+zy);
        vertex(5+55, 135);
        vertex(5+55, 140+zy/2);
        vertex(5+55, 145);
        vertex(5+55+zx, 150+zy);
    endShape();
    
    beginShape();
    vertex(5+65, 50+zy);
    vertex(4.5+65+(zx*3), 55);
    vertex(4+65+zx, 60+zy);
    vertex(3.5+65, 65);
    vertex(3+65+(zx*3), 70+zy);
    vertex(2.5+65+zx, 75+zy);
    vertex(2+65+(zx*3), 80);
    vertex(1.5+65+(zx*3), 85);
    vertex(1+65+(zx/2), 90);
    vertex(0.5+65+(zx/2), 95);
    vertex(65+(zx/2)-0.5, 100+zy);
    vertex(65+(zx/2)-1, 105+zy);
    vertex(65+(zx/2)-1.5, 110);
    vertex(65+(zx*3)-2, 115+zy);
    vertex(65+(zx/2)-3, 120);
    vertex(65+(zx/2)-3.5, 125+zy);
    vertex(65+(zx/2)-4, 130);
    vertex(65+(zx/2)-4.5, 135+zy);
    vertex(65+(zx/2)-5, 140);
    vertex(65+(zx/2)-5.5, 145+zy);
    vertex(65+(zx/2)-6, 150+zy);
    endShape();
    
    beginShape();
    vertex(35, 5+70+zy);
    vertex(37, 5+63);
    vertex(40+zx, 5+58.5);
    vertex(43, 5+57);
    vertex(46+zx/2, 5+55.5+zy);
    vertex(49, 5+54.5+zy);
    vertex(56+zx, 5+55.5);
    vertex(60, 5+58.5+zy);
    vertex(63.5, 5+64);
    vertex(64.5+zx/2, 5+66+zy);
    vertex(64, 5+71);
    vertex(63, 5+76);
    vertex(59+zx, 5+80+zy);
    vertex(55, 5+83.5);
    vertex(51+zx, 5+83.7+zy);
    vertex(46, 5+82.7);
    vertex(43+zx, 5+80.7+zy);
    vertex(40, 5+78.7);
    vertex(37+zx, 5+75+zy);
    vertex(35+zx, 5+70+zy);
    endShape();
    pop();
      
  push();
    translate (xziggle,yziggle);
}

function drawc (xziggle, yziggle, zx, zy){
   stroke(255);
    push();
    translate(xziggle, yziggle);
    beginShape();
        vertex(5+80, 60);
        vertex(5+70+zx, 54+zy);
        vertex(5+60, 51);
        vertex(5+50+zx, 50+zy);
        vertex(5+50+zx, 50+zy);
        vertex(5+40, 50.5);
        vertex(5+34+zx, 53+zy);
        vertex(5+28, 55);
        vertex(5+20+zx, 59+zy);
        vertex(5+15, 65);
        vertex(5+10+zx, 70+zy);
        vertex(5+5, 80);
        vertex(5+1+zx, 90+zy);
        vertex(5+0, 110);
        vertex(5+5+zx/2, 124+zy/2);
        vertex(5+10.2, 132);
        vertex(5+14.2+zx, 134+zy/2);
        vertex(5+17.2+zx, 137+zy);
        vertex(5+20.2, 140);
        vertex(5+32.2+zx/2, 146+zy);
        vertex(5+39.5+zx/2, 149+zy);
        vertex(5+42, 149.5);
        vertex(5+50, 150);
        vertex(5+63, 149);
        vertex(5+73+zx, 144.8+zy);
        vertex(5+82, 137.8);
    endShape();
        beginShape();
            vertex(5+70, 64.5);
            vertex(5+60+zx, 61+zy)
            vertex(5+50, 60);
            vertex(5+40, 60.9);
            vertex(5+34+zx, 63+zy);
            vertex(5+30, 64);
            vertex(5+24+zx, 69+zy);
            vertex(5+20, 73);
            vertex(5+15+zx, 77.6+zy);
            vertex(5+12, 82.4);
            vertex(5+9+zx, 92+zy);
            vertex(5+10, 109);
            vertex(5+13.5+zx, 114+zy);
            vertex(5+16.4, 119);
            vertex(5+20+zx, 124+zy);
            vertex(5+22, 129);
            vertex(5+26+zx, 131.3+zy);
            vertex(5+30, 133);
            vertex(5+35+zx, 136+zy);
            vertex(5+40, 138);
            vertex(5+45+zx, 139.5+zy);
            vertex(5+50, 140);
            vertex(5+60+zx, 139.5+zy);
            vertex(5+65, 137);
            vertex(5+70+zx, 133+zy);
            vertex(5+76, 129);
        endShape();
        beginShape();
            vertex(70, 76);
            vertex(5+50, 70+zy);
            vertex(5+39+zx, 72);
            vertex(5+32, 74+zy);
            vertex(5+29+zx, 79+zy);
            vertex(5+24, 85);
            vertex(5+22+zx, 90+zy);
            vertex(5+18.7, 99.8);
            vertex(5+19.6+zx, 107.6+zy);
            vertex(5+22, 112.5);
            vertex(5+26+zx, 117+zy);
            vertex(5+28, 120);
            vertex(5+39, 126.6);
            vertex(5+45+zx, 128.5+zy);
            vertex(5+49, 129.2);
            vertex(5+55+zx, 129.4+zy);
            vertex(5+60, 128);
            vertex(5+64+zx, 126+zy);  
            vertex(5+69.9, 121);
        endShape();
        beginShape();  
            vertex(5+58, 82)
            vertex(5+50, 80);   
            vertex(5+42+zx, 81.4+zy);
            vertex(5+38,85);
            vertex(5+33+zx, 91+zy);
            vertex(5+29.8, 102);
            vertex(5+33+zx, 110+zy);
            vertex(5+40, 116.6); 
            vertex(5+50+zx, 120+zy);
            vertex(5+60, 116.6);
            vertex(67.5, 115.6);
        endShape();
    
    stroke(0);
     beginShape();
        vertex(5+80, 60+5);
        vertex(5+70+zx, 54+5+zy);
        vertex(5+60, 51+5);
        vertex(5+50+zx, 50+5+zy);
        vertex(5+50+zx, 50+5+zy);
        vertex(5+40, 50.5+5);
        vertex(5+34+zx, 53+5+zy);
        vertex(5+28, 55+5);
        vertex(5+20+zx, 59+5+zy);
        vertex(5+15, 65+5);
        vertex(5+10+zx, 70+5+zy);
        vertex(5+5, 80+5);
        vertex(5+1+zx, 90+5+zy);
        vertex(5+0, 110+5);
        vertex(5+5+zx/2, 124+5+zy/2);
        vertex(5+10.2, 132+5);
        vertex(5+14.2+zx, 134+5+zy/2);
        vertex(5+17.2+zx, 137+5+zy);
        vertex(5+20.2, 140+5);
        vertex(5+32.2+zx/2, 146+5+zy);
        vertex(5+39.5+zx/2, 149+5+zy);
        vertex(5+42, 149.5+5);
        vertex(5+50, 150+5);
        vertex(5+63, 149+5);
        vertex(5+73+zx, 144.8+5+zy);
        vertex(5+82, 137.8+5);
    endShape();
        beginShape();
            vertex(5+70, 64.5+5);
            vertex(5+60+zx, 61+5+zy)
            vertex(5+50, 60+5);
            vertex(5+40, 60.9+5);
            vertex(5+34+zx, 63+5+zy);
            vertex(5+30, 64+5);
            vertex(5+24+zx, 69+5+zy);
            vertex(5+20, 73+5);
            vertex(5+15+zx, 77.6+5+zy);
            vertex(5+12, 82.4+5);
            vertex(5+9+zx, 92+5+zy);
            vertex(5+10, 109+5);
            vertex(5+13.5+zx, 114+5+zy);
            vertex(5+16.4, 119+5);
            vertex(5+20+zx, 124+5+zy);
            vertex(5+22, 129+5);
            vertex(5+26+zx, 131.3+5+zy);
            vertex(5+30, 133+5);
            vertex(5+35+zx, 136+5+zy);
            vertex(5+40, 138+5);
            vertex(5+45+zx, 139.5+5+zy);
            vertex(5+50, 140+5);
            vertex(5+60+zx, 139.5+5+zy);
            vertex(5+65, 137+5);
            vertex(5+70+zx, 133+5+zy);
            vertex(5+76, 129+5);
        endShape();
        beginShape();
            vertex(70, 76+5);
            vertex(5+50, 70+5+zy);
            vertex(5+39+zx, 72+5);
            vertex(5+32, 74+5+zy);
            vertex(5+29+zx, 79+5+zy);
            vertex(5+24, 85+5);
            vertex(5+22+zx, 90+5+zy);
            vertex(5+18.7, 99.8+5);
            vertex(5+19.6+zx, 107.6+5+zy);
            vertex(5+22, 112.5+5);
            vertex(5+26+zx, 117+zy+5);
            vertex(5+28, 120+5);
            vertex(5+39, 126.6+5);
            vertex(5+45+zx, 128.5+5+zy);
            vertex(5+49, 129.2+5);
            vertex(5+55+zx, 129.4+5+zy);
            vertex(5+60, 128+5);
            vertex(5+64+zx, 126+5+zy);  
            vertex(5+69.9, 121+5);
        endShape();
        beginShape();  
            vertex(5+58, 82+5)
            vertex(5+50, 80+5);   
            vertex(5+42+zx, 81.4+5+zy);
            vertex(5+38,85+5);
            vertex(5+33+zx, 91+5+zy);
            vertex(5+29.8, 102+5);
            vertex(5+33+zx, 110+5+zy);
            vertex(5+40, 116.6+5); 
            vertex(5+50+zx, 120+5+zy);
            vertex(5+60, 116.6+5);
            vertex(67.5, 115.6+5);
        endShape();
    pop();
}

function drawt (xziggle, yziggle, zx, zy){
    push();
    translate(xziggle, yziggle);
    stroke(255);
    beginShape();
        vertex(35, 40);
        vertex(35+zx, 45+zy);
        vertex(35, 50);
        vertex(35+zx, 55+zy);
        vertex(35+zx, 60+zy);
        vertex(35, 65);
        vertex(35+zx, 70+zy);
        vertex(35, 75);
        vertex(35+zx, 80+zy);
        vertex(35+zx, 85+zy);
        vertex(35, 90);
        vertex(35+zx, 95+zy);
        vertex(35, 100);
    endShape();
    beginShape();
        vertex(45, 40);
        vertex(45+zx, 45+zy);
        vertex(45, 50);
        vertex(45, 55);
        vertex(45+zx, 60+zy);
        vertex(45+zx, 65+zy);
        vertex(45+zx, 70+zy);
        vertex(45, 75);
        vertex(45, 80);
        vertex(45, 85);
        vertex(45+zx, 90+zy);
        vertex(45, 95);
        vertex(45, 100);
    endShape();
     beginShape();
        vertex(55, 40);
        vertex(55+zx, 45);
        vertex(55, 50+zy);
        vertex(55+zx, 55);
        vertex(55, 60+zy);
        vertex(55+zx, 65);
        vertex(55, 70);
        vertex(55+zx, 75);
        vertex(55, 80);
        vertex(55+zx, 85);
        vertex(55, 90);
        vertex(55+zx, 95+zy);
        vertex(55, 100);
    endShape();
     beginShape();
        vertex(65, 40);
        vertex(65+zx, 45);
        vertex(65, 50);
        vertex(65, 55);
        vertex(65+zx, 60+zy);
        vertex(65+zx, 65+zy);
        vertex(65, 70);
        vertex(65+zx, 75);
        vertex(65, 80);
        vertex(65+zx, 85+zy);
        vertex(65, 90);
        vertex(65+zx, 95);
        vertex(65, 100);
    endShape();
    
    beginShape();
        vertex(35, 60);
        vertex(40+zx, 60+zy);
        vertex(45, 60);
        vertex(50+zx, 60+zy);
        vertex(55, 60);
        vertex(60+zx, 60);
        vertex(65, 60);
        vertex(70+zx, 60+zy);
        vertex(75+zx, 60+zy);
        vertex(80, 60);
    endShape();
    
    beginShape();
        vertex(35, 70);
        vertex(40+zx, 70);
        vertex(45, 70);
        vertex(50+zx, 70+zy);
        vertex(55, 70);
        vertex(60+zx, 70+zy);
        vertex(65, 70);
        vertex(70+zx, 70+zy);
        vertex(75+zx, 70+zy);
        vertex(80, 70);
    endShape();
    
    beginShape();
        vertex(35, 80);
        vertex(40+zx, 80);
        vertex(45, 80);
        vertex(50+zx, 80+zy);
        vertex(55, 80+zy);
        vertex(60+zx, 80);
        vertex(65, 80);
        vertex(70+zx, 80+zy);
        vertex(75+zx, 80);
        vertex(80, 80);
    endShape();
    
    beginShape();
        vertex(35, 90);
        vertex(40+zx, 90+zy);
        vertex(45, 90);
        vertex(50+zx, 90+zy);
        vertex(55, 90);
        vertex(60+zx, 90+zy);
        vertex(65, 90);
        vertex(70+zx, 90);
        vertex(75+zx, 90+zy);
        vertex(80, 90);
    endShape();
    
 beginShape();      
            vertex(65, 100);
            vertex(66+zx, 103+zy)
            vertex(67, 105);
            vertex(70+zx, 110);
            vertex(73, 114+zy);
            vertex(76+zx, 116+zy);
            vertex(82+zx, 119);
            vertex(87, 115.6+5);
    endShape();
    
    beginShape();
        vertex(55, 100);
        vertex(56+zx, 103+zy);
        vertex(57, 109);
        vertex(60+zx, 112);
        vertex(63, 117+zy);
        vertex(66+zx, 120);
        vertex(70+zx, 125);
        vertex(80+zx, 129+zy);
        vertex(87, 125.6+5);
    endShape();
    
    beginShape();
        vertex(45, 100);
        vertex(48+zx, 110+zy);
        vertex(50+zx, 117+zy);
        vertex(55, 126.5);
        vertex(60+zx, 129.5);
        vertex(69, 136+zy);
        vertex(73+zx, 137.5);
        vertex(76, 139.6+zy);
        vertex(87, 140.6);
    endShape();
    
    beginShape();
        vertex(35, 100);
        vertex(36+zx, 105+zy);
        vertex(39, 115);
        vertex(40, 120);
        vertex(44, 126);
        vertex(48+zx, 133+zy);
        vertex(50, 136+zy);
        vertex(54, 140);
        vertex(59, 144);
        vertex(65, 147);
        vertex(76+zx, 148.5+zy);
        vertex(80, 149.5);
        vertex(87, 150.6);
    endShape();
    
stroke(0);
    beginShape();
        vertex(5+35, 40);
        vertex(5+35+zx, 45+zy);
        vertex(5+35, 50);
        vertex(5+35+zx, 55+zy);
        vertex(5+35+zx, 60+zy);
        vertex(5+35, 65);
        vertex(5+35+zx, 70+zy);
        vertex(5+35, 75);
        vertex(5+35+zx, 80+zy);
        vertex(5+35+zx, 85+zy);
        vertex(5+35, 90);
        vertex(5+35+zx, 95+zy);
        vertex(5+35, 100);
    endShape();
    beginShape();
        vertex(5+45, 40);
        vertex(5+45+zx, 45+zy);
        vertex(5+45, 50);
        vertex(5+45, 55);
        vertex(5+45+zx, 60+zy);
        vertex(5+45+zx, 65+zy);
        vertex(5+45+zx, 70+zy);
        vertex(5+45, 75);
        vertex(5+45, 80);
        vertex(5+45, 85);
        vertex(5+45+zx, 90+zy);
        vertex(5+45, 95);
        vertex(5+45, 100);
    endShape();
     beginShape();
        vertex(5+55, 40);
        vertex(5+55+zx, 45);
        vertex(5+55, 50+zy);
        vertex(5+55+zx, 55);
        vertex(5+55, 60+zy);
        vertex(55+zx, 65);
        vertex(5+55, 70);
        vertex(5+55+zx, 75);
        vertex(5+55, 80);
        vertex(5+55+zx, 85);
        vertex(5+55, 90);
        vertex(5+55+zx, 95+zy);
        vertex(5+55, 100);
    endShape();
     beginShape();
        vertex(5+65, 40);
        vertex(5+65+zx, 45);
        vertex(5+65, 50);
        vertex(5+65, 55);
        vertex(5+65+zx, 60+zy);
        vertex(5+65+zx, 65+zy);
        vertex(5+65, 70);
        vertex(5+65+zx, 75);
        vertex(5+65, 80);
        vertex(5+65+zx, 85+zy);
        vertex(5+65, 90);
        vertex(5+65+zx, 95);
        vertex(5+65, 100);
    endShape();
    
    beginShape();
        vertex(5+35, 60);
        vertex(5+40+zx, 60+zy);
        vertex(5+45, 60);
        vertex(5+50+zx, 60+zy);
        vertex(5+55, 60);
        vertex(5+60+zx, 60);
        vertex(5+65, 60);
        vertex(5+70+zx, 60+zy);
        vertex(5+75+zx, 60+zy);
        vertex(5+80, 60);
    endShape();
    
    beginShape();
        vertex(5+35, 70);
        vertex(5+40+zx, 70);
        vertex(5+45, 70);
        vertex(5+50+zx, 70+zy);
        vertex(5+55, 70);
        vertex(5+60+zx, 70+zy);
        vertex(5+65, 70);
        vertex(5+70+zx, 70+zy);
        vertex(5+75+zx, 70+zy);
        vertex(5+80, 70);
    endShape();
    
    beginShape();
        vertex(5+35, 80);
        vertex(5+40+zx, 80);
        vertex(5+45, 80);
        vertex(5+50+zx, 80+zy);
        vertex(5+55, 80+zy);
        vertex(5+60+zx, 80);
        vertex(5+65, 80);
        vertex(5+70+zx, 80+zy);
        vertex(5+75+zx, 80);
        vertex(5+80, 80);
    endShape();
    
    beginShape();
        vertex(5+35, 90);
        vertex(5+40+zx, 90+zy);
        vertex(5+45, 90);
        vertex(5+50+zx, 90+zy);
        vertex(5+55, 90);
        vertex(5+60+zx, 90+zy);
        vertex(5+65, 90);
        vertex(5+70+zx, 90);
        vertex(5+75+zx, 90+zy);
        vertex(5+80, 90);
    endShape();
    
 beginShape();      
            vertex(5+65, 100);
            vertex(5+66+zx, 103+zy)
            vertex(5+67, 105);
            vertex(5+70+zx, 110);
            vertex(5+73, 114+zy);
            vertex(5+76+zx, 116+zy);
            vertex(5+82+zx, 119);
            vertex(5+87, 115.6+5);
    endShape();
    
    beginShape();
        vertex(5+55, 100);
        vertex(5+56+zx, 103+zy);
        vertex(5+57, 109);
        vertex(5+60+zx, 112);
        vertex(5+63, 117+zy);
        vertex(5+66+zx, 120);
        vertex(5+70+zx, 125);
        vertex(5+80+zx, 129+zy);
        vertex(5+87, 125.6+5);
    endShape();
    
    beginShape();
        vertex(5+45, 100);
        vertex(5+48+zx, 110+zy);
        vertex(5+50+zx, 117+zy);
        vertex(5+55, 126.5);
        vertex(5+60+zx, 129.5);
        vertex(5+69, 136+zy);
        vertex(5+73+zx, 137.5);
        vertex(5+76, 139.6+zy);
        vertex(5+87, 140.6);
    endShape();
    
    beginShape();
        vertex(5+35, 100);
        vertex(5+36+zx, 105+zy);
        vertex(5+39, 115);
        vertex(5+40, 120);
        vertex(5+44, 126);
        vertex(5+48+zx, 133+zy);
        vertex(5+50, 136+zy);
        vertex(5+54, 140);
        vertex(5+59, 144);
        vertex(5+65, 147);
        vertex(5+76+zx, 148.5+zy);
        vertex(5+80, 149.5);
        vertex(5+87, 150.6);
    endShape();
    pop();
}

function drawo(xziggle, yziggle, zx, zy){
    push();
    translate(xziggle,yziggle);
    stroke(255);
    beginShape();
        vertex(5+50+zx, 50+zy);
        vertex(5+60, 51);
        vertex(5+70+zx, 54+zy);
        vertex(5+80, 60);
        vertex(5+90+zx, 70.5+zy);
        vertex(5+96.9, 85);
        vertex(5+100+zx, 96+zy);
        vertex(5+100.5, 100);
        vertex(5+99.9, 105);
        vertex(5+99.2, 109);
        vertex(5+95+zx, 120+zy/3);
        vertex(5+90, 129);
        vertex(5+85+zx, 136+zy);
        vertex(5+82+zx, 137.8+zy);
        vertex(5+73+zx, 144.8+zy);
        vertex(5+63, 149);
        vertex(5+50, 150);
        vertex(5+42, 149.5);
        vertex(5+39.5+zx/2, 149+zy);
        vertex(5+32.2+zx/2, 146+zy);
        vertex(5+20.2, 140);
        vertex(5+17.2+zx, 137+zy);
        vertex(5+14.2+zx, 134+zy/2);
        vertex(5+10.2, 132);
        vertex(5+5+zx/2, 124+zy/2);
        vertex(5+0, 110);
        vertex(5+1+zx, 90+zy);
        vertex(5+5, 80);
        vertex(5+10+zx, 70+zy);
        vertex(5+15, 65);
        vertex(5+20+zx, 59+zy);
        vertex(5+28, 55);
        vertex(5+34+zx, 53+zy);
        vertex(5+40, 50.5);
        vertex(5+50+zx, 50+zy);
    endShape();
        beginShape();
            vertex(5+50, 60);
            vertex(5+60+zx, 61+zy);
            vertex(5+70, 64.5);
            vertex(5+80+zx, 74+zy);
            vertex(5+89, 89.5);
            vertex(5+90.5+zx, 105+zy);
            vertex(5+85, 118);
            vertex(5+80+zx, 124.6+zy);
            vertex(5+76, 129);
            vertex(5+70+zx, 133+zy);
            vertex(5+65, 137);
            vertex(5+60+zx, 139.5+zy);
            vertex(5+50, 140);
            vertex(5+45+zx, 139.5+zy);
            vertex(5+40, 138);
            vertex(5+35+zx, 136+zy);
            vertex(5+30, 133);
            vertex(5+26+zx, 131.3+zy);
            vertex(5+22, 129);
            vertex(5+20+zx, 124+zy);
            vertex(5+16.4, 119);
            vertex(5+13.5+zx, 114+zy);
            vertex(5+10, 109);
            vertex(5+9+zx, 92+zy);
            vertex(5+12, 82.4);
            vertex(5+15+zx, 77.6+zy);
            vertex(5+20, 73);
            vertex(5+24+zx, 69+zy);
            vertex(5+30, 64);
            vertex(5+34+zx, 63+zy);
            vertex(5+40, 60.9);
            vertex(5+50, 60);
        endShape();
        beginShape();  
            vertex(5+50, 70);
            vertex(5+60+zx, 72+zy);
            vertex(5+70, 78);
            vertex(5+78+zx, 90+zy);
            vertex(5+80, 95);
            vertex(5+78+zx, 107.5+zy); 
            vertex(5+73.6+zx, 117);
            vertex(5+69.9, 121);
            vertex(5+64+zx, 126+zy);   
            vertex(5+60, 128);
            vertex(5+55+zx, 129.4+zy);
            vertex(5+49, 129.2);
            vertex(5+45+zx, 128.5+zy);
            vertex(5+39, 126.6);
            vertex(5+32+zx, 124+zy);
            vertex(5+28, 120);
            vertex(5+26+zx, 117+zy);
            vertex(5+22, 112.5);
            vertex(5+19.6+zx, 107.6+zy);
            vertex(5+18.7, 99.8);
            vertex(5+22+zx, 90+zy);
            vertex(5+24, 85);
            vertex(5+29+zx, 79+zy);
            vertex(5+32, 74);
            vertex(5+39+zx, 72+zy);
            vertex(5+50, 70);
        endShape();
        beginShape();  
           vertex(5+50, 80);    
           vertex(5+58+zx, 82+zy);
           vertex(5+61, 84); 
           vertex(5+66.6+zx, 90+zy);
           vertex(5+70, 100); 
           vertex(5+66.6+zx, 110+zy);
           vertex(5+60, 116.6);
           vertex(5+50+zx, 120+zy);
           vertex(5+40, 116.6); 
           vertex(5+33+zx, 110+zy);
           vertex(5+29.8, 102);
           vertex(5+33+zx, 91+zy);
           vertex(5+38,85);
           vertex(5+42+zx, 81.4+zy);
           vertex(5+50, 80);
        endShape();
    endShape();
    
stroke(0);
    beginShape();
        vertex(50+zx, 50+zy);
        vertex(60, 51);
        vertex(70+zx, 54+zy);
        vertex(80, 60);
        vertex(90+zx, 70.5+zy);
        vertex(96.9, 85);
        vertex(100+zx, 96+zy);
        vertex(100.5, 100);
        vertex(99.9, 105);
        vertex(99.2, 109);
        vertex(95+zx, 120+zy/3);
        vertex(90, 129);
        vertex(85+zx, 136+zy);
        vertex(82+zx, 137.8+zy);
        vertex(73+zx, 144.8+zy);
        vertex(63, 149);
        vertex(50, 150);
        vertex(42, 149.5);
        vertex(39.5+zx/2, 149+zy);
        vertex(32.2+zx/2, 146+zy);
        vertex(20.2, 140);
        vertex(17.2+zx, 137+zy);
        vertex(14.2+zx, 134+zy/2);
        vertex(10.2, 132);
        vertex(5+zx/2, 124+zy/2);
        vertex(0, 110);
        vertex(1+zx, 90+zy);
        vertex(5, 80);
        vertex(10+zx, 70+zy);
        vertex(15, 65);
        vertex(20+zx, 59+zy);
        vertex(28, 55);
        vertex(34+zx, 53+zy);
        vertex(40, 50.5);
        vertex(50+zx, 50+zy);
    endShape();
    
        beginShape();
            vertex(50, 60);
            vertex(60+zx, 61+zy);
            vertex(70, 64.5);
            vertex(80+zx, 74+zy);
            vertex(89, 89.5);
            vertex(90.5+zx, 105+zy);
            vertex(85, 118);
            vertex(80+zx, 124.6+zy);
            vertex(76, 129);
            vertex(70+zx, 133+zy);
            vertex(65, 137);
            vertex(60+zx, 139.5+zy);
            vertex(50, 140);
            vertex(45+zx, 139.5+zy);
            vertex(40, 138);
            vertex(35+zx, 136+zy);
            vertex(30, 133);
            vertex(26+zx, 131.3+zy);
            vertex(22, 129);
            vertex(20+zx, 124+zy);
            vertex(16.4, 119);
            vertex(13.5+zx, 114+zy);
            vertex(10, 109);
            vertex(9+zx, 92+zy);
            vertex(12, 82.4);
            vertex(15+zx, 77.6+zy);
            vertex(20, 73);
            vertex(24+zx, 69+zy);
            vertex(30, 64);
            vertex(34+zx, 63+zy);
            vertex(40, 60.9);
            vertex(50, 60);
        endShape();
    
        beginShape();  
            vertex(50, 70);
            vertex(60+zx, 72+zy);
            vertex(70, 78);
            vertex(78+zx, 90+zy);
            vertex(80, 95);
            vertex(78+zx, 107.5+zy); 
            vertex(73.6+zx, 117);
            vertex(69.9, 121);
            vertex(64+zx, 126+zy);   
            vertex(60, 128);
            vertex(55+zx, 129.4+zy);
            vertex(49, 129.2);
            vertex(45+zx, 128.5+zy);
            vertex(39, 126.6);
            vertex(32+zx, 124+zy);
            vertex(28, 120);
            vertex(26+zx, 117+zy);
            vertex(22, 112.5);
            vertex(19.6+zx, 107.6+zy);
            vertex(18.7, 99.8);
            vertex(22+zx, 90+zy);
            vertex(24, 85);
            vertex(29+zx, 79+zy);
            vertex(32, 74);
            vertex(39+zx, 72+zy);
            vertex(50, 70);
        endShape();
        beginShape();  
           vertex(50, 80);    
           vertex(58+zx, 82+zy);
           vertex(61, 84); 
           vertex(66.6+zx, 90+zy);
           vertex(70, 100); 
           vertex(66.6+zx, 110+zy);
           vertex(60, 116.6);
           vertex(50+zx, 120+zy);
           vertex(40, 116.6); 
           vertex(33+zx, 110+zy);
           vertex(29.8, 102);
           vertex(33+zx, 91+zy);
           vertex(38,85);
           vertex(42+zx, 81.4+zy);
           vertex(50, 80);
        endShape();
    
    pop();
}

function drawr(xziggle, yziggle, zx,zy){
stroke(255);
    push();
    translate(xziggle, yziggle);
    
    beginShape();
        vertex(35, 50);
        vertex(35+zx, 55+zy);
        vertex(35, 60);
        vertex(35, 65);
        vertex(35+zx, 70+zy);
        vertex(35, 75);
        vertex(35, 80);
        vertex(35, 85);
        vertex(35, 90+zy);
        vertex(35, 95);
        vertex(35+zx, 100);
        vertex(35, 105+zy);
        vertex(35+zx, 110);
        vertex(35, 115);
        vertex(35, 120+zy);
        vertex(35, 125);
        vertex(35+zx, 130);
        vertex(35, 135+zy);
        vertex(35+zx, 140+zy);
        vertex(35+zx, 145+zy);
        vertex(35, 150);
    endShape();
    
    beginShape();
        vertex(45, 50);
        vertex(45, 55);
        vertex(45+zx, 60+zy);
        vertex(45, 65);
        vertex(45+zx, 70+zy);
        vertex(45, 75);
        vertex(45+zx, 80+zy);
        vertex(45, 85);
        vertex(45, 90);
        vertex(45, 95);
        vertex(45+zx, 100+zy);
        vertex(45, 105);
        vertex(45, 110);
        vertex(45, 115);
        vertex(45, 120);
        vertex(45+zx, 125+zy);
        vertex(45, 130);
        vertex(45, 135);
        vertex(45, 140);
        vertex(45+zx, 145+zy);
        vertex(45, 150);
    endShape();
    beginShape();
        vertex(55, 50);
        vertex(55+zx, 55+zy);
        vertex(55, 60);
        vertex(55, 65);
        vertex(55, 70);
        vertex(55+zx, 75);
        vertex(55, 80);
        vertex(55, 85);
        vertex(55, 90);
        vertex(55+zx, 95+zy);
        vertex(55, 100);
        vertex(55+zx, 105+zy);
        vertex(55, 110);
        vertex(55, 115);
        vertex(55, 120);
        vertex(55+zx, 125+zy);
        vertex(55, 130);
        vertex(55, 135);
        vertex(55+zx, 140+zy);
        vertex(55+zx, 145+zy);
        vertex(55, 150);
    endShape();
     beginShape();
        vertex(65, 50);
        vertex(65+zx, 55);
        vertex(65, 60);
        vertex(65+zx, 65+zy);
        vertex(65, 70);
        vertex(65+zx, 75+zy);
        vertex(65, 80);
        vertex(65+zx, 85+zy);
        vertex(65, 90);
        vertex(65+zx, 95+zy);
        vertex(65, 100);
        vertex(65, 105+zy);
        vertex(65, 110);
        vertex(65+zx, 115+zy);
        vertex(65, 120);
        vertex(65, 125+zy);
        vertex(65, 130);
        vertex(65, 135);
        vertex(65+zx, 140+zy);
        vertex(65, 145);
        vertex(65, 150);
    endShape();

    beginShape();
        vertex(30+5+76, 55);
        vertex(30+5+70+zx, 54+zy);
        vertex(30+5+60, 51);
        vertex(30+5+50+zx, 50+zy);
        vertex(30+5+50+zx, 50+zy);
        vertex(30+5+40, 50.5);
        vertex(30+5+34+zx, 53+zy);
        vertex(30+5+28, 55);
        vertex(30+5+20+zx, 59+zy);
        vertex(30+5+15, 65);
        vertex(30+5+10+zx, 70+zy);
        vertex(30+5+5, 80);
        vertex(30+5+1+zx, 90+zy);
        vertex(30+5, 95);
    endShape();
    beginShape();
            vertex(30+5+70, 64.5);
            vertex(30+5+60+zx, 61+zy)
            vertex(30+5+50, 60);
            vertex(30+5+40, 60.9);
            vertex(30+5+34+zx, 63+zy);
            vertex(30+5+30, 64);
            vertex(30+5+24+zx, 69+zy);
            vertex(30+5+20, 73);
            vertex(30+5+15+zx, 77.6+zy);
            vertex(30+5+12, 85.4);
            vertex(30+15, 90);
    endShape();
    
    beginShape();
            vertex(30+70, 74);
            vertex(30+60, 70+zy);
            vertex(30+50, 71);
            vertex(30+5+39+zx, 73+zy);
            vertex(30+32, 79);
            vertex(30+30, 82);
            vertex(30+29, 85);
            vertex(30+5+22+zx, 86+zy);
            vertex(30+5+20.7, 96);
        endShape();
        
       beginShape();     
           vertex(30+5+29.8, 102);
           vertex(30+5+33+zx, 91+zy);
           vertex(30+5+38,85);
           vertex(30+5+42+zx, 81.4+zy);
           vertex(30+5+50, 80);
           vertex(30+5+60, 83);
        endShape();
    
stroke(0);
    beginShape();
        vertex(35+5, 50);
        vertex(35+zx+5, 55+zy);
        vertex(35+5, 60);
        vertex(35+5, 65);
        vertex(35+zx+5, 70+zy);
        vertex(35+5, 75);
        vertex(35+5, 80);
        vertex(35+5, 85);
        vertex(35+5, 90+zy);
        vertex(35+5, 95);
        vertex(35+zx+5, 100);
        vertex(35+5, 105+zy);
        vertex(35+zx+5, 110);
        vertex(35+5, 115);
        vertex(35+5, 120+zy);
        vertex(35+5, 125);
        vertex(35+zx+5, 130);
        vertex(35+5, 135+zy);
        vertex(35+zx+5, 140+zy);
        vertex(35+zx+5, 145+zy);
        vertex(35+5, 150);
    endShape();
    
    beginShape();
        vertex(45+5, 50);
        vertex(45+5, 55);
        vertex(45+zx+5, 60+zy);
        vertex(45+5, 65);
        vertex(45+zx+5, 70+zy);
        vertex(45+5, 75);
        vertex(45+zx+5, 80+zy);
        vertex(45+5, 85);
        vertex(45+5, 90);
        vertex(45+5, 95);
        vertex(45+zx+5, 100+zy);
        vertex(45+5, 105);
        vertex(45+5, 110);
        vertex(45+5, 115);
        vertex(45+5, 120);
        vertex(45+zx+5, 125+zy);
        vertex(45+5, 130);
        vertex(45+5, 135);
        vertex(45+5, 140);
        vertex(45+zx+5, 145+zy);
        vertex(45+5, 150);
    endShape();
    beginShape();
        vertex(55+5, 50);
        vertex(55+zx+5, 55+zy);
        vertex(55+5, 60);
        vertex(55+5, 65);
        vertex(55+5, 70);
        vertex(55+zx+5, 75);
        vertex(55+5, 80);
        vertex(55+5, 85);
        vertex(55+5, 90);
        vertex(55+zx+5, 95+zy);
        vertex(55+5, 100);
        vertex(55+zx+5, 105+zy);
        vertex(55+5, 110);
        vertex(55+5, 115);
        vertex(55+5, 120);
        vertex(55+zx+5, 125+zy);
        vertex(55+5, 130);
        vertex(55+5, 135);
        vertex(55+zx+5, 140+zy);
        vertex(55+zx+5, 145+zy);
        vertex(55+5, 150);
    endShape();
     beginShape();
        vertex(65+5, 50);
        vertex(65+zx+5, 55);
        vertex(65+5, 60);
        vertex(65+zx+5, 65+zy);
        vertex(65+5, 70);
        vertex(65+zx+5, 75+zy);
        vertex(65+5, 80);
        vertex(65+zx+5, 85+zy);
        vertex(65+5, 90);
        vertex(65+zx+5, 95+zy);
        vertex(65+5, 100);
        vertex(65+5, 105+zy);
        vertex(65+5, 110);
        vertex(65+zx+5, 115+zy);
        vertex(65+5, 120);
        vertex(65+5, 125+zy);
        vertex(65+5, 130);
        vertex(65+5, 135);
        vertex(65+zx+5, 140+zy);
        vertex(65+5, 145);
        vertex(65+5, 150);
    endShape();
    beginShape();
        vertex(5+76+35, 55);
        vertex(5+70+zx+35, 54+zy);
        vertex(5+60+35, 51);
        vertex(5+50+zx+35, 50+zy);
        vertex(5+50+zx+35, 50+zy);
        vertex(5+40+35, 50.5);
        vertex(5+34+zx+35, 53+zy);
        vertex(5+28+35, 55);
        vertex(5+20+zx+35, 59+zy);
        vertex(5+15+35, 65);
        vertex(5+10+zx+35, 70+zy);
        vertex(5+5+35, 80);
        vertex(5+1+zx+35, 90+zy);
        vertex(5+35, 95);
    endShape();
    beginShape();
            vertex(5+70+35, 64.5);
            vertex(5+60+zx+35, 61+zy)
            vertex(5+50+35, 60);
            vertex(5+40+35, 60.9);
            vertex(5+34+zx+35, 63+zy);
            vertex(5+30+35, 64);
            vertex(5+24+zx+35, 69+zy);
            vertex(5+20+35, 73);
            vertex(5+15+zx+35, 77.6+zy);
            vertex(5+12+35, 85.4);
            vertex(15+35, 90);
    endShape();
    
    beginShape();
            vertex(70+35, 74);
            vertex(60+35, 70+zy);
            vertex(50+35, 71);
            vertex(5+39+zx+35, 73+zy);
            vertex(32+35, 79);
            vertex(30+35, 82);
            vertex(29+35, 85);
            vertex(5+22+zx+35, 86+zy);
            vertex(5+20.7+35, 96);
        endShape();
        
       beginShape();     
           vertex(5+29.8+35, 102);
           vertex(5+33+zx+35, 91+zy);
           vertex(5+38+35,85);
           vertex(5+42+zx+35, 81.4+zy);
           vertex(5+50+35, 80);
           vertex(5+60+35, 83);
        endShape();
    pop();
}

function drawa(xziggle, yziggle,zx, zy){
push();
    translate(xziggle,yziggle);
stroke(255);
    beginShape();
        vertex(5+50, 50);
        vertex(5+60, 51);
        vertex(5+70+zx, 54+zy);
        vertex(5+80, 60);
        vertex(5+90+zx, 70.5+zy);
        vertex(5+96.9, 85);
        vertex(5+100, 96);
        vertex(5+100.5, 100);
        vertex(5+99.9+zx, 105);
        vertex(5+99.2+zx, 109);
        vertex(5+95+zx, 120+zy/3);
        vertex(5+90, 129);
        vertex(5+85, 136+zy);
        vertex(5+82, 137.8+zy);
        vertex(5+73, 144.8+zy);
        vertex(5+63, 149+zy);
        vertex(5+50, 150);
        vertex(5+42, 149.5);
        vertex(5+39.5, 149);
        vertex(5+32.2, 146);
        vertex(5+20.2, 140);
        vertex(5+17.2, 137);
        vertex(5+14.2, 134);
        vertex(5+10.2, 132);
        vertex(5+5, 124+zy/2);
        vertex(5+0, 110);
        vertex(5+1+zx, 90+zy);
        vertex(5+5, 80);
        vertex(5+10+zx, 70+zy);
        vertex(5+15, 65);
        vertex(5+20+zx, 59+zy);
        vertex(5+28, 55);
        vertex(5+34, 53+zy);
        vertex(5+40, 50.5);
        vertex(5+50+zx, 50+zy);
    endShape();
        beginShape();
            vertex(5+50, 60);
            vertex(5+60+zx, 61);
            vertex(5+70, 64.5);
            vertex(5+80+zx, 74);
            vertex(5+89, 89.5);
            vertex(5+90.5+zx, 105+zy);
            vertex(5+85, 118);
            vertex(5+80, 124.6+zy);
            vertex(5+76, 129);
            vertex(5+70+zx, 133+zy);
            vertex(5+65, 137);
            vertex(5+60+zx, 139.5+zy);
            vertex(5+50, 140);
            vertex(5+45+zx, 139.5+zy);
            vertex(5+40, 138);
            vertex(5+35, 136+zy);
            vertex(5+30, 133);
            vertex(5+26+zx, 131.3+zy);
            vertex(5+22, 129);
            vertex(5+20+zx, 124+zy);
            vertex(5+16.4, 119);
            vertex(5+13.5, 114+zy);
            vertex(5+10, 109);
            vertex(5+9+zx, 92+zy);
            vertex(5+12, 82.4);
            vertex(5+15+zx, 77.6);
            vertex(5+20, 73);
            vertex(5+24+zx, 69+zy);
            vertex(5+30, 64);
            vertex(5+34+zx, 63+zy);
            vertex(5+40, 60.9);
            vertex(5+50, 60);
        endShape();
        beginShape();  
            vertex(5+50, 70);
            vertex(5+60+zx, 72+zy);
            vertex(5+70, 78);
            vertex(5+78+zx, 90+zy);
            vertex(5+80, 95);
            vertex(5+78+zx, 107.5+zy); 
            vertex(5+73.6+zx, 117);
            vertex(5+69.9, 121);
            vertex(5+64+zx, 126+zy);   
            vertex(5+60, 128);
            vertex(5+55+zx, 129.4+zy);
            vertex(5+49, 129.2);
            vertex(5+45+zx, 128.5+zy);
            vertex(5+39, 126.6);
            vertex(5+32+zx, 124+zy);
            vertex(5+28, 120);
            vertex(5+26+zx, 117+zy);
            vertex(5+22, 112.5);
            vertex(5+19.6+zx, 107.6+zy);
            vertex(5+18.7, 99.8);
            vertex(5+22+zx, 90+zy);
            vertex(5+24, 85);
            vertex(5+29+zx, 79+zy);
            vertex(5+32, 74);
            vertex(5+39+zx, 72+zy);
            vertex(5+50, 70);
        endShape();
        beginShape();  
           vertex(5+50, 80);    
           vertex(5+58+zx, 82+zy);
           vertex(5+61, 84); 
           vertex(5+66.6+zx, 90+zy);
           vertex(5+70, 100); 
           vertex(5+66.6+zx, 110+zy);
           vertex(5+60, 116.6);
           vertex(5+50+zx, 120+zy);
           vertex(5+40, 116.6); 
           vertex(5+33+zx, 110+zy);
           vertex(5+29.8, 102);
           vertex(5+33+zx, 91+zy);
           vertex(5+38,85);
           vertex(5+42+zx, 81.4+zy);
           vertex(5+50, 80);
        endShape();
    
    beginShape();
        vertex(75, 50);
        vertex(75+zx, 55+zy);
        vertex(75, 60);
        vertex(75, 65);
        vertex(75+zx, 70+zy);
        vertex(75, 75);
        vertex(75, 80);
        vertex(75, 85);
        vertex(75, 90+zy);
        vertex(75, 95);
        vertex(75+zx, 100);
        vertex(75, 105+zy);
        vertex(75+zx, 110);
        vertex(75, 115);
        vertex(75, 120+zy);
        vertex(75, 125);
        vertex(75+zx, 130);
        vertex(75, 135+zy);
        vertex(75+zx, 140+zy);
        vertex(75+zx, 145+zy);
        vertex(75, 150);
    endShape();
    
    beginShape();
        vertex(85, 50);
        vertex(85, 55);
        vertex(85+zx, 60+zy);
        vertex(85, 65);
        vertex(85+zx, 70+zy);
        vertex(85, 75);
        vertex(85+zx, 80+zy);
        vertex(85, 85);
        vertex(85, 90);
        vertex(85, 95);
        vertex(85+zx, 100+zy);
        vertex(85, 105);
        vertex(85, 110);
        vertex(85, 115);
        vertex(85, 120);
        vertex(85+zx, 125+zy);
        vertex(85, 130);
        vertex(85, 135);
        vertex(85, 140);
        vertex(85+zx, 145+zy);
        vertex(85, 150);
    endShape();
    beginShape();
        vertex(95, 50);
        vertex(95+zx, 55+zy);
        vertex(95, 60);
        vertex(95, 65);
        vertex(95, 70);
        vertex(95+zx, 75);
        vertex(95, 80);
        vertex(95, 85);
        vertex(95, 90);
        vertex(95+zx, 95+zy);
        vertex(95, 100);
        vertex(95+zx, 105+zy);
        vertex(95, 110);
        vertex(95, 115);
        vertex(95, 120);
        vertex(95+zx, 125+zy);
        vertex(95, 130);
        vertex(95, 135);
        vertex(95+zx, 140+zy);
        vertex(95+zx, 145+zy);
        vertex(95, 150);
    endShape();
     beginShape();
        vertex(105, 50);
        vertex(105+zx, 55);
        vertex(105, 60);
        vertex(105+zx, 65+zy);
        vertex(105, 70);
        vertex(105+zx, 75+zy);
        vertex(105, 80);
        vertex(105+zx, 85+zy);
        vertex(105, 90);
        vertex(105+zx, 95+zy);
        vertex(105, 100);
        vertex(105, 105+zy);
        vertex(105, 110);
        vertex(105+zx, 115+zy);
        vertex(105, 120);
        vertex(105, 125+zy);
        vertex(105, 130);
        vertex(105, 135);
        vertex(105+zx, 140+zy);
        vertex(105, 145);
        vertex(105, 150);
    endShape();
    
stroke(0);
    beginShape();
        vertex(5+50+5, 50);
        vertex(5+60+5, 51);
        vertex(5+70+5+zx, 54+zy);
        vertex(5+80+5, 60);
        vertex(5+90+5+zx, 70.5+zy);
        vertex(5+96.9+5, 85);
        vertex(5+100+5, 96);
        vertex(5+100.5+5, 100);
        vertex(5+99.9+5+zx, 105);
        vertex(5+99.2+5+zx, 109);
        vertex(5+95+5+zx, 120+zy/3);
        vertex(5+90+5, 129);
        vertex(5+85+5, 136+zy);
        vertex(5+82+5, 137.8+zy);
        vertex(5+73+5, 144.8+zy);
        vertex(5+63+5, 149+zy);
        vertex(5+50+5, 150);
        vertex(5+42+5, 149.5);
        vertex(5+39.5+5, 149);
        vertex(5+32.2+5, 146);
        vertex(5+20.2+5, 140);
        vertex(5+17.2+5, 137);
        vertex(5+14.2+5, 134);
        vertex(5+10.2+5, 132);
        vertex(5+5+5, 124+zy/2);
        vertex(5+0+5, 110);
        vertex(5+1+5+zx, 90+zy);
        vertex(5+5+5, 80);
        vertex(5+10+5+zx, 70+zy);
        vertex(5+15+5, 65);
        vertex(5+20+5+zx, 59+zy);
        vertex(5+28+5, 55);
        vertex(5+34+5, 53+zy);
        vertex(5+40+5, 50.5);
        vertex(5+50+5+zx, 50+zy);
    endShape();
    beginShape();
            vertex(5+50+5, 60);
            vertex(5+60+5+zx, 61);
            vertex(5+70+5, 64.5);
            vertex(5+80+5+zx, 74);
            vertex(5+89+5, 89.5);
            vertex(5+90.5+5+zx, 105+zy);
            vertex(5+85+5, 118);
            vertex(5+80+5, 124.6+zy);
            vertex(5+76+5, 129);
            vertex(5+70+5+zx, 133+zy);
            vertex(5+65+5, 137);
            vertex(5+60+5+zx, 139.5+zy);
            vertex(5+50+5, 140);
            vertex(5+45+5+zx, 139.5+zy);
            vertex(5+40+5, 138);
            vertex(5+35+5, 136+zy);
            vertex(5+30+5, 133);
            vertex(5+26+5+zx, 131.3+zy);
            vertex(5+22+5, 129);
            vertex(5+20+5+zx, 124+zy);
            vertex(5+16.4+5, 119);
            vertex(5+13.5+5, 114+zy);
            vertex(5+10+5, 109);
            vertex(5+9+5+zx, 92+zy);
            vertex(5+12+5, 82.4);
            vertex(5+15+5+zx, 77.6);
            vertex(5+20+5, 73);
            vertex(5+24+5+zx, 69+zy);
            vertex(5+30+5, 64);
            vertex(5+34+5+zx, 63+zy);
            vertex(5+40+5, 60.9);
            vertex(5+50+5, 60);
        endShape();
        beginShape();  
            vertex(5+50+5, 70);
            vertex(5+60+5+zx, 72+zy);
            vertex(5+70+5, 78);
            vertex(5+78+5+zx, 90+zy);
            vertex(5+80+5, 95);
            vertex(5+78+5+zx, 107.5+zy); 
            vertex(5+73.6+5+zx, 117);
            vertex(5+69.9+5, 121);
            vertex(5+64+5+zx, 126+zy);   
            vertex(5+60+5, 128);
            vertex(5+55+5+zx, 129.4+zy);
            vertex(5+49+5, 129.2);
            vertex(5+45+5+zx, 128.5+zy);
            vertex(5+39+5, 126.6);
            vertex(5+32+5+zx, 124+zy);
            vertex(5+28+5, 120);
            vertex(5+26+5+zx, 117+zy);
            vertex(5+22+5, 112.5);
            vertex(5+19.6+5+zx, 107.6+zy);
            vertex(5+18.7+5, 99.8);
            vertex(5+22+5+zx, 90+zy);
            vertex(5+24+5, 85);
            vertex(5+29+5+zx, 79+zy);
            vertex(5+32+5, 74);
            vertex(5+39+5+zx, 72+zy);
            vertex(5+50+5, 70);
        endShape();
        beginShape();  
           vertex(5+50+5, 80);    
           vertex(5+58+5+zx, 82+zy);
           vertex(5+61+5, 84); 
           vertex(5+66.6+5+zx, 90+zy);
           vertex(5+70+5, 100); 
           vertex(5+66.6+5+zx, 110+zy);
           vertex(5+60+5, 116.6);
           vertex(5+50+5+zx, 120+zy);
           vertex(5+40+5, 116.6); 
           vertex(5+33+5+zx, 110+zy);
           vertex(5+29.8+5, 102);
           vertex(5+33+5+zx, 91+zy);
           vertex(5+38,85);
           vertex(5+42+5+zx, 81.4+zy);
           vertex(5+50+5, 80);
        endShape();
    beginShape();
        vertex(80, 50);
        vertex(80+zx, 55+zy);
        vertex(80, 60);
        vertex(80, 65);
        vertex(80+zx, 70+zy);
        vertex(80, 75);
        vertex(80, 80);
        vertex(80, 85);
        vertex(80, 90+zy);
        vertex(80, 95);
        vertex(80+zx, 100);
        vertex(80, 105+zy);
        vertex(80+zx, 110);
        vertex(80, 115);
        vertex(80, 120+zy);
        vertex(80, 125);
        vertex(80+zx, 130);
        vertex(80, 135+zy);
        vertex(80+zx, 140+zy);
        vertex(80+zx, 145+zy);
        vertex(80, 150);
    endShape();
    
    beginShape();
        vertex(90, 50);
        vertex(90, 55);
        vertex(90+zx, 60+zy);
        vertex(90, 65);
        vertex(90+zx, 70+zy);
        vertex(90, 75);
        vertex(90+zx, 80+zy);
        vertex(90, 85);
        vertex(90, 90);
        vertex(90, 95);
        vertex(90+zx, 100+zy);
        vertex(90, 105);
        vertex(90, 110);
        vertex(90, 115);
        vertex(90, 120);
        vertex(90+zx, 125+zy);
        vertex(90, 130);
        vertex(90, 135);
        vertex(90, 140);
        vertex(90+zx, 145+zy);
        vertex(90, 150);
    endShape();
    beginShape();
        vertex(100, 50);
        vertex(100+zx, 55+zy);
        vertex(100, 60);
        vertex(100, 65);
        vertex(100, 70);
        vertex(100+zx, 75);
        vertex(100, 80);
        vertex(100, 85);
        vertex(100, 90);
        vertex(100+zx, 95+zy);
        vertex(100, 100);
        vertex(100+zx, 105+zy);
        vertex(100, 110);
        vertex(100, 115);
        vertex(100, 120);
        vertex(100+zx, 125+zy);
        vertex(100, 130);
        vertex(100, 135);
        vertex(100+zx, 140+zy);
        vertex(100+zx, 145+zy);
        vertex(100, 150);
    endShape();
     beginShape();
        vertex(110, 50);
        vertex(110+zx, 55);
        vertex(110, 60);
        vertex(110+zx, 65+zy);
        vertex(110, 70);
        vertex(110+zx, 75+zy);
        vertex(110, 80);
        vertex(110+zx, 85+zy);
        vertex(110, 90);
        vertex(110+zx, 95+zy);
        vertex(110, 100);
        vertex(110, 105+zy);
        vertex(110, 110);
        vertex(110+zx, 115+zy);
        vertex(110, 120);
        vertex(110, 125+zy);
        vertex(110, 130);
        vertex(110, 135);
        vertex(110+zx, 140+zy);
        vertex(110, 145);
        vertex(110, 150);
    endShape();
pop();
}

function drawl(xziggle,yziggle, zx, zy){
push();
    translate(xziggle, yziggle);
stroke(255);
    beginShape();
        vertex(0, 15);
        vertex(0+zx, 20+zy);
        vertex(0, 25);
        vertex(0+zx, 30+zy);
        vertex(0+zx, 40+zy);
        vertex(0, 45);
        vertex(0+zx, 50+zy);
        vertex(0, 55);
        vertex(0+zx, 60+zy);
        vertex(0, 65);
        vertex(0+zx, 70+zy);
        vertex(0+zx, 75+zy);
        vertex(0, 80);
        vertex(0, 85);
        vertex(0+zx, 90+zy);
        vertex(0+zx, 95+zy);
        vertex(0, 100);
        vertex(0+zx, 105+zy);
        vertex(0, 110);
        vertex(0, 115);
        vertex(0+zx, 120+zy);
        vertex(0, 125);
        vertex(0+zx, 130+zy);
        vertex(0+zx, 135+zy);
        vertex(0, 140);
        vertex(0+zx, 145+zy);
        vertex(0, 150);
    endShape();
    
    beginShape();
        vertex(10, 15);
        vertex(10+zx, 20+zy);
        vertex(10, 25);
        vertex(10+zx, 30+zy);
        vertex(10, 40);
        vertex(10+zx, 45+zy);
        vertex(10, 50);
        vertex(10+zx, 55+zy);
        vertex(10, 60+zy);
        vertex(10+zx, 65);
        vertex(10, 70);
        vertex(10+zx, 75);
        vertex(10, 80);
        vertex(10+zx, 85);
        vertex(10, 90+zy);
        vertex(10+zx, 95);
        vertex(10, 100);
        vertex(10+zx, 105);
        vertex(10, 110);
        vertex(10+zx, 115);
        vertex(10, 120);
        vertex(10+zx, 125);
        vertex(10, 130);
        vertex(10+zx, 135);
        vertex(10, 140);
        vertex(10+zx, 145+zy);
        vertex(10, 150);
    endShape();
    
    beginShape();
        vertex(20, 15);
        vertex(20, 20);
        vertex(20+zx, 25+zy);
        vertex(20, 30);
        vertex(20, 40);
        vertex(20+zx, 45+zy);
        vertex(20, 50);
        vertex(20, 55);
        vertex(20, 60);
        vertex(20, 65);
        vertex(20, 70);
        vertex(20+zx, 75+zy);
        vertex(20, 80+zy);
        vertex(20+zx, 85+zy);
        vertex(20, 90);
        vertex(20, 95);
        vertex(20, 100);
        vertex(20+zx, 105+zy);
        vertex(20, 110);
        vertex(20, 115);
        vertex(20, 120);
        vertex(20+zx, 125+zy);
        vertex(20, 130);
        vertex(20, 135);
        vertex(20, 140);
        vertex(20+zx, 145+zy);
        vertex(20, 150);
    endShape();
    
    beginShape();
        vertex(30, 15);
        vertex(30+zx, 20+zy);
        vertex(30, 25);
        vertex(30+zx, 30+zy);
        vertex(30, 40);
        vertex(30, 45);
        vertex(30, 50);
        vertex(30, 55);
        vertex(30+zx, 60+zy);
        vertex(30+zx, 65);
        vertex(30, 70);
        vertex(30, 75+zy);
        vertex(30, 80);
        vertex(30, 85);
        vertex(30+zx, 90);
        vertex(30, 95+zy);
        vertex(30, 100);
        vertex(30, 105+zy);
        vertex(30, 110);
        vertex(30+zx, 115);
        vertex(30, 120);
        vertex(30, 125+zy);
        vertex(30, 130+zy);
        vertex(30, 135+zy);
        vertex(30, 140+zy);
        vertex(30+zx, 145+zy);
        vertex(30, 150);
    endShape();
    
stroke(0);
    beginShape();
        vertex(5, 15);
        vertex(3.75, 30+zy/2);
        vertex(2.5, 48.74);
        vertex(1.25, 60);
        vertex(0+zx/2, 82.5+zy/2);
        vertex(-1.25, 100);
        vertex(-2.5, 116.25);
        vertex(-3.75+zx/2, 125);
        vertex(-5, 150);
    endShape();
    
    beginShape();
        vertex(15, 15);
        vertex(13.5, 30+zy/2);
        vertex(12.5+zx,48.75+zy);
        vertex(11, 60);
        vertex(10, 82.5);
        vertex(8, 100);
        vertex(7.5+zx, 116.25+zy);
        vertex(6, 130);
        vertex(5, 150);
    endShape();
    
    beginShape();
        vertex(25, 15);   
        vertex(22.5+zx, 48.75+zy); 
        vertex(20 ,82.5+zy);
        vertex(17.5 ,116.25);
        vertex(15, 150);
    endShape();
    
    beginShape();
        vertex(35, 15);
        vertex(32.5+zx, 48.75+zy);
        vertex(30+zx, 82.5);
        vertex(27.5, 116.25);
        vertex(25, 150);
    endShape();
pop();

}

/////////option3/////////////////////////////////////////
function drawPmap (xmap,ymap){ 
     push();
     translate(xmap, ymap);
        ellipse(50, 100, 100, 100);
        ellipse(50, 100, 80, 80);
        ellipse(50, 100, 60, 60);
        ellipse(50, 100, 40, 40);
        line(0, 50, 0, 185);
        line(10, 50, 10, 185);
        line(20, 50, 20, 185);
        line(30, 50, 30, 185);
    pop();
}

function drawImap(xmap,ymap){
  push();
        translate(xmap,ymap);
        ellipse(50, 70, 30, 30);
        line(35,50, 35, 150);
        line(45,50, 45, 150);
        line(55,50, 55, 150);
        line(65,50, 65, 150);
  pop();
}

function drawI2map(xmap,ymap){
  push();
        translate(xmap,ymap);
        ellipse(50, 70, 30, 30);
        line(35,50, 35, 150);
        line(45,50, 45, 150);
        line(55,50, 55, 150);
        line(65,50, 65, 150);
    pop();
}

function drawCmap (xmap,ymap) {
    push();
        translate(xmap, ymap);
        arc(50, 100, 100, 100, PI*3/11, PI*3/2+PI*2/11);
        arc(50, 100, 80, 80, PI*3/11, PI*3/2+PI*2/11);
        arc(50, 100, 60, 60, PI*3/11, PI*3/2+PI*2/11);
        arc(50, 100, 40, 40, PI*3/11, PI*3/2+PI*2/11);
    pop();   
}

function drawTmap (xmap,ymap) {
        push();
        translate(xmap,ymap);
            line(35, 40, 35, 100);
            line(45, 40, 45, 100);
            line(55, 40, 55, 100);
            line(65, 40, 65, 100);
            arc(85.5, 100, 100, 100, PI/2, PI);
            arc(85.5, 100, 80, 80, PI/2, PI);
            arc(85.5, 100, 60, 60, PI/2, PI);
            arc(85.5, 100, 40, 40, PI/2, PI);
            line(35, 60, 80, 60);
            line(35, 70, 80, 70);
            line(35, 80, 80, 80);
            line(35, 90, 80, 90);
        pop();      
}
function drawOmap (xmap,ymap) {
    push();
        translate (xmap, ymap);
        ellipse(50, 100, 100, 100);
        ellipse(50, 100, 80, 80);
        ellipse(50, 100, 60, 60);
        ellipse(50, 100, 40, 40);
    pop();
}

function drawRmap (xmap,ymap) {
        push();
        translate(xmap,ymap);
            line(35,50, 35, 150);
            line(45,50, 45, 150);
            line(55,50, 55, 150);
            line(65,50, 65, 150);
            arc(85.5, 100, 100, 100, PI, PI*3/2+PI*2/11);
            arc(85.5, 100, 80, 80, PI, PI*3/2+PI*2/11);
            arc(85.5, 100, 60, 60, PI, PI*3/2+PI*2/11);
            arc(85.5, 100, 40, 40, PI, PI*3/2+PI*2/11);
        pop();
}
function drawAmap (xmap,ymap) {
    push();
        translate(xmap, ymap);
        ellipse(50, 100, 100, 100);
        ellipse(50, 100, 80, 80);
        ellipse(50, 100, 60, 60);
        ellipse(50, 100, 40, 40);
        line(70, 50, 70, 150);
        line(80, 50, 80, 150);
        line(90, 50, 90, 150);
        line(100, 50, 100, 150);
    pop();   
}

function drawLmap (xmap,ymap) {
  push();
        translate(xmap,ymap);
        line(0, 150, 0, 15);
        line(10, 150, 10, 15);
        line(20, 150, 20, 15);
        line(30, 150, 30, 15); 
  pop();  

}

////////////////////option4///////////////////////////
